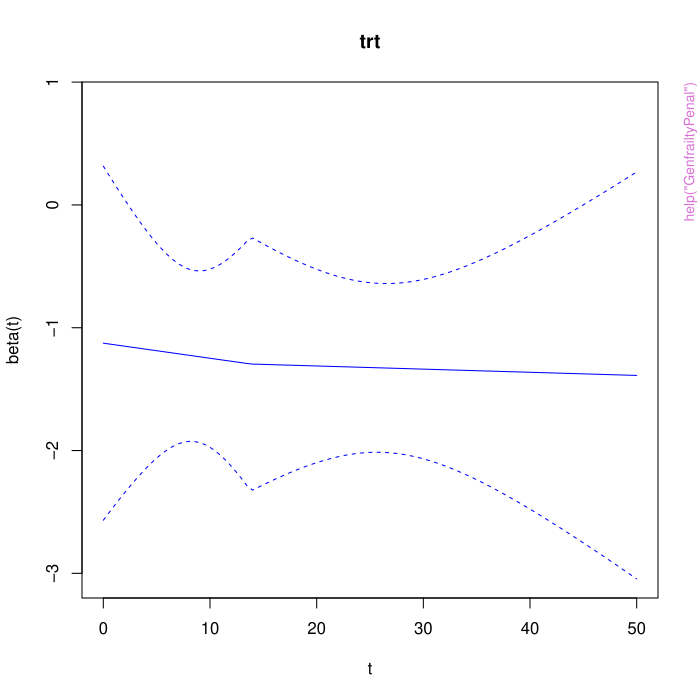

R code for this plot:
pkgname <- "frailtypack"
source(file.path(R.home("share"), "R", "examples-header.R"))
options(warn = 1)
base::assign(".ExTimings", "frailtypack-Ex.timings", pos = 'CheckExEnv')
base::cat("name\tuser\tsystem\telapsed\n", file=base::get(".ExTimings", pos = 'CheckExEnv'))
base::assign(".format_ptime",
function(x) {
  if(!is.na(x[4L])) x[1L] <- x[1L] + x[4L]
  if(!is.na(x[5L])) x[2L] <- x[2L] + x[5L]
  options(OutDec = '.')
  format(x[1L:3L], digits = 7L)
},
pos = 'CheckExEnv')

### * </HEADER>
library('frailtypack')

base::assign(".oldSearch", base::search(), pos = 'CheckExEnv')
base::assign(".old_wd", base::getwd(), pos = 'CheckExEnv')
cleanEx()
nameEx("Cmeasures")
### * Cmeasures

flush(stderr()); flush(stdout())

base::assign(".ptime", proc.time(), pos = "CheckExEnv")
### Name: Cmeasures
### Title: Concordance measures in shared frailty and Cox proportional
###   hazard models
### Aliases: Cmeasures CbootstrapFP cindexes.frailty cindexes.W cindexes.B
###   cindexes statFP
### Keywords: concordance

### ** Examples



## No test: 

#-- load data
data(readmission)

#-- a frailtypenal fit
fit <- frailtyPenal(Surv(time,event)~cluster(id)+dukes+
charlson+chemo,data=readmission,cross.validation=FALSE,
n.knots=10,kappa=1,hazard="Splines")

#-- a Cmeasures call
fit.Cmeasures <- Cmeasures(fit)
fit.Cmeasures.noties <- Cmeasures(fit, ties=0)
fit.Cmeasures.marginal <- Cmeasures(fit, marginal=1)
fit.Cmeasures.cindex <- Cmeasures(fit, cindex=1)

#-- a short summary
fit.Cmeasures
fit.Cmeasures.noties
fit.Cmeasures.marginal
fit.Cmeasures.cindex

## End(No test)





base::assign(".dptime", (proc.time() - get(".ptime", pos = "CheckExEnv")), pos = "CheckExEnv")
base::cat("Cmeasures", base::get(".format_ptime", pos = 'CheckExEnv')(get(".dptime", pos = "CheckExEnv")), "\n", file=base::get(".ExTimings", pos = 'CheckExEnv'), append=TRUE, sep="\t")
cleanEx()
nameEx("Diffepoce")
### * Diffepoce

flush(stderr()); flush(stdout())

base::assign(".ptime", proc.time(), pos = "CheckExEnv")
### Name: Diffepoce
### Title: Difference of Expected Prognostic Observed Cross-Entropy (EPOCE)
###   estimators and its 95% tracking interval between two joint models.
### Aliases: Diffepoce
### Keywords: misc

### ** Examples



## Not run: 
##D 
##D #Example for joint frailty models
##D data(readmission)
##D 
##D # first joint frailty model
##D joint1 <- frailtyPenal(Surv(t.start,t.stop,event)~ cluster(id) +
##D   dukes + charlson + sex + chemo + terminal(death),
##D   formula.terminalEvent = ~ dukes + charlson + sex + chemo ,
##D   data = readmission, n.knots = 8, kappa = c(2.11e+08,9.53e+11),
##D   recurrentAG=TRUE)
##D 
##D # second joint frailty model without dukes nor charlson as covariates
##D joint2 <- frailtyPenal(Surv(t.start,t.stop,event)~ cluster(id) +
##D   sex + chemo + terminal(death),
##D   formula.terminalEvent = ~ sex + chemo ,
##D   data = readmission, n.knots = 8, kappa = c(2.11e+08,9.53e+11),
##D   recurrentAG=TRUE)
##D 
##D temps <- c(200,500,800,1100)
##D 
##D # computation of estimators of EPOCE for the two models
##D epoce1 <- epoce(joint1,temps)
##D epoce2 <- epoce(joint2,temps)
##D 
##D # computation of the difference
##D diff <- Diffepoce(epoce1,epoce2)
##D 
##D print(diff)
##D plot(diff)
##D 
##D 
##D #Example for joint models with a biomarker
##D data(colorectal)
##D data(colorectalLongi)
##D 
##D # Survival data preparation - only terminal events 
##D colorectalSurv <- subset(colorectal, new.lesions == 0)
##D 
##D # first joint model for a biomarker and a terminal event
##D modLongi <- longiPenal(Surv(time0, time1, state) ~ age +
##D treatment + who.PS, tumor.size ~  year*treatment + age +
##D who.PS, colorectalSurv, data.Longi =colorectalLongi,
##D random = c("1", "year"),  id = "id", link = "Random-effects", 
##D left.censoring = -3.33, hazard = "Weibull", 
##D method.GH = "Pseudo-adaptive")
##D 
##D # second joint model for a biomarker, recurrent events and a terminal event
##D # (computation takes around 30 minutes)
##D modTriv <- model.weib.RE.gap <-trivPenal(Surv(gap.time, new.lesions) 
##D ~ cluster(id) + age + treatment + who.PS + prev.resection + terminal(state),
##D formula.terminalEvent =~ age + treatment + who.PS + prev.resection, 
##D tumor.size ~ year * treatment + age + who.PS, data = colorectal,
##D data.Longi = colorectalLongi, random = c("1", "year"), id = "id", 
##D link = "Random-effects", left.censoring = -3.33, recurrentAG = FALSE,
##D hazard = "Weibull", method.GH="Pseudo-adaptive", n.nodes=7)
##D 
##D time <- c(1, 1.5, 2, 2.5)
##D 
##D # computation of estimators of EPOCE for the two models
##D epoce1 <- epoce(modLongi, time)
##D # (computation takes around 10 minutes)
##D epoce2 <- epoce(modTriv, time)
##D 
##D 
##D # computation of the difference
##D diff <- Diffepoce(epoce1, epoce2)
##D 
##D print(diff)
##D plot(diff)
## End(Not run)





base::assign(".dptime", (proc.time() - get(".ptime", pos = "CheckExEnv")), pos = "CheckExEnv")
base::cat("Diffepoce", base::get(".format_ptime", pos = 'CheckExEnv')(get(".dptime", pos = "CheckExEnv")), "\n", file=base::get(".ExTimings", pos = 'CheckExEnv'), append=TRUE, sep="\t")
cleanEx()
nameEx("GenfrailtyPenal")
### * GenfrailtyPenal

flush(stderr()); flush(stdout())

base::assign(".ptime", proc.time(), pos = "CheckExEnv")
### Name: GenfrailtyPenal
### Title: Fit a Shared or a Joint Frailty Generalized Survival Model
### Aliases: GenfrailtyPenal
### Keywords: models

### ** Examples

## No test: 

#############################################################################
# -----        GENERALIZED SURVIVAL MODELS (without frailties)       -----  #
#############################################################################

adult.retino = retinopathy[retinopathy$type == "adult", ]
adult.retino[adult.retino$futime >= 50, "status"] = 0
adult.retino[adult.retino$futime >= 50, "futime"] = 50

### ---  Parametric PH, AH, PO and probit models  --- ###

GenfrailtyPenal(formula=Surv(futime,status)~trt, data=adult.retino, 
hazard="parametric", family="PH")
GenfrailtyPenal(formula=Surv(futime,status)~trt, data=adult.retino, 
hazard="parametric", family="AH")
GenfrailtyPenal(formula=Surv(futime,status)~trt, data=adult.retino, 
hazard="parametric", family="PO")
GenfrailtyPenal(formula=Surv(futime,status)~trt, data=adult.retino, 
hazard="parametric", family="probit")

### ---  Semi-parametric PH and AH models  --- ###

GenfrailtyPenal(formula=Surv(futime,status)~timedep(trt), data=adult.retino, 
family="PH", hazard="Splines", n.knots=8, kappa=10^6, betaknots=1, betaorder=2)
GenfrailtyPenal(formula=Surv(futime,status)~timedep(trt), data=adult.retino, 
family="AH", hazard="Splines", n.knots=8, kappa=10^10, betaknots=1, betaorder=2)



#############################################################################
# -----          SHARED FRAILTY GENERALIZED SURVIVAL MODELS          -----  #
#############################################################################

adult.retino = retinopathy[retinopathy$type == "adult", ]
adult.retino[adult.retino$futime >= 50, "status"] = 0
adult.retino[adult.retino$futime >= 50, "futime"] = 50

### ---  Parametric PH, AH, PO and probit models  --- ###

GenfrailtyPenal(formula=Surv(futime,status)~trt+cluster(id), data=adult.retino, 
hazard="parametric", family="PH")
GenfrailtyPenal(formula=Surv(futime,status)~trt+cluster(id), data=adult.retino, 
hazard="parametric", family="AH")
GenfrailtyPenal(formula=Surv(futime,status)~trt+cluster(id), data=adult.retino, 
hazard="parametric", family="PO")
GenfrailtyPenal(formula=Surv(futime,status)~trt+cluster(id), data=adult.retino, 
hazard="parametric", family="probit")

### ---  Semi-parametric PH and AH models  --- ###

GenfrailtyPenal(formula=Surv(futime,status)~cluster(id)+timedep(trt), 
data=adult.retino, family="PH", hazard="Splines", 
n.knots=8, kappa=10^6, betaknots=1, betaorder=2)
GenfrailtyPenal(formula=Surv(futime,status)~cluster(id)+timedep(trt), 
data=adult.retino, family="AH", hazard="Splines", 
n.knots=8, kappa=10^10, betaknots=1, betaorder=2)



#############################################################################
# -----         JOINT FRAILTY GENERALIZED SURVIVAL MODELS            -----  #
#############################################################################

data("readmission") 
readmission[, 3:5] = readmission[, 3:5]/365.25

### ---  Parametric dual-PH, AH, PO and probit models  --- ###

GenfrailtyPenal(
formula=Surv(t.start,t.stop,event)~cluster(id)+terminal(death)+sex+dukes+chemo,
formula.terminalEvent=~sex+dukes+chemo, data=readmission, recurrentAG=TRUE, 
hazard="parametric", family=c("PH","PH"))
GenfrailtyPenal(
formula=Surv(t.start,t.stop,event)~cluster(id)+terminal(death)+sex+dukes+chemo,
formula.terminalEvent=~sex+dukes+chemo, data=readmission, recurrentAG=TRUE, 
hazard="parametric", family=c("AH","AH"))
GenfrailtyPenal(
formula=Surv(t.start,t.stop,event)~cluster(id)+terminal(death)+sex+dukes+chemo,
formula.terminalEvent=~sex+dukes+chemo, data=readmission, recurrentAG=TRUE, 
hazard="parametric", family=c("PO","PO"))
GenfrailtyPenal(
formula=Surv(t.start,t.stop,event)~cluster(id)+terminal(death)+sex+dukes+chemo,
formula.terminalEvent=~sex+dukes+chemo, data=readmission, recurrentAG=TRUE, 
hazard="parametric", family=c("probit","probit"))

### ---  Semi-parametric dual-PH and AH models  --- ###

GenfrailtyPenal(
formula=Surv(t.start,t.stop,event)~cluster(id)+terminal(death)+sex+dukes+timedep(chemo),
formula.terminalEvent=~sex+dukes+timedep(chemo), data=readmission, recurrentAG=TRUE, 
hazard="Splines", family=c("PH","PH"), 
n.knots=5, kappa=c(100,100), betaknots=1, betaorder=3)

## Not run: 
##D GenfrailtyPenal(
##D formula=Surv(t.start,t.stop,event)~cluster(id)+terminal(death)+sex+dukes+timedep(chemo),
##D formula.terminalEvent=~sex+dukes+timedep(chemo), data=readmission, recurrentAG=TRUE,
##D hazard="Splines", family=c("AH","AH"),
##D n.knots=5, kappa=c(600,600), betaknots=1, betaorder=3)
## End(Not run)

## End(No test)



base::assign(".dptime", (proc.time() - get(".ptime", pos = "CheckExEnv")), pos = "CheckExEnv")
base::cat("GenfrailtyPenal", base::get(".format_ptime", pos = 'CheckExEnv')(get(".dptime", pos = "CheckExEnv")), "\n", file=base::get(".ExTimings", pos = 'CheckExEnv'), append=TRUE, sep="\t")
cleanEx()
nameEx("SurvIC")
### * SurvIC

flush(stderr()); flush(stdout())

base::assign(".ptime", proc.time(), pos = "CheckExEnv")
### Name: SurvIC
### Title: Create a survival object for interval censoring and possibly
###   left truncated data
### Aliases: SurvIC

### ** Examples



## No test: 

data(bcos)
bcos$event <- ifelse(bcos$left!=bcos$right,1,0)

###---  Cox proportional hazard model with interval censoring ---###

cox.ic <- frailtyPenal(SurvIC(left,right,event)~treatment,
data=bcos,n.knots=8,kappa=10000)

###---  Shared model with interval censoring ---###

bcos$group <- c(rep(1:20,4),1:14)

sha.ic <- frailtyPenal(SurvIC(left,right,event)~cluster(group)+
treatment,data=bcos,n.knots=8,kappa=10000)

## End(No test)





base::assign(".dptime", (proc.time() - get(".ptime", pos = "CheckExEnv")), pos = "CheckExEnv")
base::cat("SurvIC", base::get(".format_ptime", pos = 'CheckExEnv')(get(".dptime", pos = "CheckExEnv")), "\n", file=base::get(".ExTimings", pos = 'CheckExEnv'), append=TRUE, sep="\t")
cleanEx()
nameEx("additivePenal")
### * additivePenal

flush(stderr()); flush(stdout())

base::assign(".ptime", proc.time(), pos = "CheckExEnv")
### Name: additivePenal
### Title: Fit an Additive Frailty model using a semiparametric penalized
###   likelihood estimation or a parametric estimation
### Aliases: additivePenal
### Keywords: file

### ** Examples



## No test: 

###--- Additive model with 1 covariate ---###

data(dataAdditive)

modAdd <- additivePenal(Surv(t1,t2,event)~cluster(group)+
var1+slope(var1),correlation=TRUE,data=dataAdditive,
n.knots=8,kappa=10000)

#-- Var1 is boolean as a treatment variable

## End(No test)





base::assign(".dptime", (proc.time() - get(".ptime", pos = "CheckExEnv")), pos = "CheckExEnv")
base::cat("additivePenal", base::get(".format_ptime", pos = 'CheckExEnv')(get(".dptime", pos = "CheckExEnv")), "\n", file=base::get(".ExTimings", pos = 'CheckExEnv'), append=TRUE, sep="\t")
cleanEx()
nameEx("cluster")
### * cluster

flush(stderr()); flush(stdout())

base::assign(".ptime", proc.time(), pos = "CheckExEnv")
### Name: cluster
### Title: Identify clusters
### Aliases: cluster
### Keywords: misc

### ** Examples



## No test: 

data(readmission)
modSha <- frailtyPenal(Surv(time,event)~as.factor(dukes)+cluster(id),
n.knots=10,kappa=10000,data=readmission,hazard="Splines")

print(modSha)

## End(No test)





base::assign(".dptime", (proc.time() - get(".ptime", pos = "CheckExEnv")), pos = "CheckExEnv")
base::cat("cluster", base::get(".format_ptime", pos = 'CheckExEnv')(get(".dptime", pos = "CheckExEnv")), "\n", file=base::get(".ExTimings", pos = 'CheckExEnv'), append=TRUE, sep="\t")
cleanEx()
nameEx("epoce")
### * epoce

flush(stderr()); flush(stdout())

base::assign(".ptime", proc.time(), pos = "CheckExEnv")
### Name: epoce
### Title: Estimators of the Expected Prognostic Observed Cross-Entropy
###   (EPOCE) for evaluating predictive accuracy of joint models.
### Aliases: epoce
### Keywords: misc

### ** Examples



## Not run: 
##D 
##D ########################################
##D #### EPOCE on a joint frailty model ####
##D ########################################
##D 
##D data(readmission)
##D 
##D modJoint.gap <- frailtyPenal(Surv(t.start,t.stop,event)~ cluster(id) +
##D   dukes + charlson + sex + chemo + terminal(death),
##D   formula.terminalEvent = ~ dukes + charlson + sex + chemo ,
##D   data = readmission, n.knots = 8, kappa =c(2.11e+08,9.53e+11),
##D   recurrentAG=TRUE)
##D 
##D # computation on the same dataset
##D temps <- c(200,500,800,1100)
##D epoce <- epoce(modJoint.gap,temps)
##D 
##D print(epoce)
##D plot(epoce,type = "cvpol")
##D 
##D # computation on a new dataset
##D # here a sample of readmission with the first 50 subjects
##D s <- readmission[1:100,]
##D epoce <- epoce(modJoint.gap,temps,newdata=s)
##D 
##D print(epoce)
##D plot(epoce,type = "mpol")
##D 
##D #################################################
##D #### EPOCE on a joint  model for a biomarker ####
##D #########   and a terminal event  ###############
##D #################################################
##D 
##D data(colorectal)
##D data(colorectalLongi)
##D 
##D # Survival data preparation - only terminal events 
##D colorectalSurv <- subset(colorectal, new.lesions == 0)
##D 
##D modLongi <- longiPenal(Surv(time0, time1, state) ~ age +
##D treatment + who.PS, tumor.size ~  year*treatment + age +
##D who.PS, colorectalSurv, data.Longi =colorectalLongi,
##D random = c("1", "year"),  id = "id", link = "Random-effects", 
##D left.censoring = -3.33, hazard = "Weibull", 
##D method.GH = "Pseudo-adaptive")
##D 
##D # computation on the same dataset
##D time <- c(1, 1.5, 2, 2.5)
##D epoce <- epoce(modLongi,time)
##D 
##D print(epoce)
##D plot(epoce, type = "cvpol")
##D 
##D # computation on a new dataset
##D # here a sample of colorectal data with the first 50 subjects
##D s <-  subset(colorectal, new.lesions == 0 & id%in%1:50)
##D s.Longi <- subset(colorectalLongi, id%in%1:50)
##D epoce <- epoce(modLongi, time, newdata = s, newdata.Longi = s.Longi)
##D 
##D print(epoce)
##D plot(epoce, type = "mpol")
##D 
##D 
##D ###################################################
##D #### EPOCE on a joint model for a biomarker, ######
##D #### recurrent events and a terminal event   ######
##D ###################################################
##D 
##D data(colorectal)
##D data(colorectalLongi)
##D 
##D # Linear model for the biomarker
##D # (computation takes around 30 minutes)
##D model.trivPenalNL <-trivPenal(Surv(gap.time, new.lesions) ~ cluster(id)
##D + age + treatment + who.PS + prev.resection + terminal(state),
##D formula.terminalEvent =~ age + treatment + who.PS + prev.resection, 
##D tumor.size ~ year * treatment + age + who.PS, data = colorectal,
##D data.Longi = colorectalLongi, random = c("1", "year"), id = "id", 
##D link = "Random-effects", left.censoring = -3.33, recurrentAG = FALSE,
##D hazard = "Weibull", method.GH="Pseudo-adaptive", n.nodes=7)
##D 
##D # computation on the same dataset
##D time <- c(1, 1.5, 2, 2.5)
##D 
##D # (computation takes around 10 minutes)
##D epoce <- epoce(model.trivPenalNL,time)
##D print(epoce)
##D plot(epoce, type = "cvpol")
##D 
##D # computation on a new dataset
##D # here a sample of colorectal data with the first 100 subjects
##D s <-  subset(colorectal,  id%in%1:100)
##D s.Longi <- subset(colorectalLongi, id%in%1:100)
##D # (computation takes around 10 minutes)
##D epoce <- epoce(model.trivPenalNL, time, newdata = s, newdata.Longi = s.Longi)
##D 
##D print(epoce)
##D plot(epoce, type = "mpol")
##D 
##D 
##D 
##D # Non-linear model for the biomarker
##D 
##D # No information on dose - creation of a dummy variable 
##D colorectalLongi$dose <- 1
##D 
##D # (computation can take around 40 minutes)
##D model.trivPenalNL <- trivPenalNL(Surv(time0, time1, new.lesions) ~ cluster(id) + age + treatment
##D  + terminal(state), formula.terminalEvent =~ age + treatment, biomarker = "tumor.size",
##D  formula.KG ~ 1, formula.KD ~ treatment, dose = "dose", time.biomarker = "year", 
##D  data = colorectal, data.Longi =colorectalLongi, random = c("y0", "KG"), id = "id", 
##D  init.B = c(-0.22, -0.16, -0.35, -0.19, 0.04, -0.41, 0.23), init.Alpha = 1.86,
##D  init.Eta = c(0.5, 0.57, 0.5, 2.34), init.Biomarker = c(1.24, 0.81, 1.07, -1.53),
##D  recurrentAG = TRUE, n.knots = 5, kappa = c(0.01, 2), method.GH = "Pseudo-adaptive")
##D 
##D # computation on the same dataset
##D time <- c(1, 1.5, 2, 2.5)
##D 
##D epoce <- epoce(model.trivPenalNL, time)
##D 
##D 
## End(Not run)





base::assign(".dptime", (proc.time() - get(".ptime", pos = "CheckExEnv")), pos = "CheckExEnv")
base::cat("epoce", base::get(".format_ptime", pos = 'CheckExEnv')(get(".dptime", pos = "CheckExEnv")), "\n", file=base::get(".ExTimings", pos = 'CheckExEnv'), append=TRUE, sep="\t")
cleanEx()
nameEx("frailtyCmprsk")
### * frailtyCmprsk

flush(stderr()); flush(stdout())

base::assign(".ptime", proc.time(), pos = "CheckExEnv")
### Name: frailtyCmprsk
### Title: Fit a Weibull Competing Risks Model with Optional Shared Frailty
### Aliases: frailtyCmprsk

### ** Examples

## No test: 


data(CPRSKbmtcrr)

##-- Weibull competing risks model with 
##   group frailty shared between transitions --##

ModCmprsk_Group <- frailtyCmprsk(
  formulas = list(
    Surv(observed_time, Status, type = "mstate") ~ cluster(group) + Sex,
    ~ Sex
  ),
  data        = CPRSKbmtcrr,
  print.info  = FALSE,
  maxit       = 100
)

##-- Weibull competing risks model with subject-specific 
##   frailty shared between transitions --##

ModCmprsk_Subject <- frailtyCmprsk(
  formulas = list(
    Surv(observed_time, Status, type = "mstate") ~ cluster(id) + Sex,
    ~ Sex
  ),
  data        = CPRSKbmtcrr,
  print.info  = FALSE,
  maxit       = 100
)

##--- Simple Weibull competing risks model with left truncation ---##

ModCmprsk_LeftTrunc <- frailtyCmprsk(
  formulas = list(
    Surv(Age, observed_time, Status, type = "mstate") ~ Source,
    ~ Sex
  ),
  data       = CPRSKbmtcrr,
  print.info = FALSE
)

##--- Simple Weibull competing risks model with a factor and 
##    no covariates for the first competing event (left truncation) ---##

ModCmprsk_Factor_LeftTrunc <- frailtyCmprsk(
  formulas = list(
    Surv(Age, observed_time, Status, type = "mstate") ~ Source,
    ~ factor(Phase)
  ),
  data       = CPRSKbmtcrr,
  print.info = FALSE
)  
## End(No test)




base::assign(".dptime", (proc.time() - get(".ptime", pos = "CheckExEnv")), pos = "CheckExEnv")
base::cat("frailtyCmprsk", base::get(".format_ptime", pos = 'CheckExEnv')(get(".dptime", pos = "CheckExEnv")), "\n", file=base::get(".ExTimings", pos = 'CheckExEnv'), append=TRUE, sep="\t")
cleanEx()
nameEx("frailtyDesign")
### * frailtyDesign

flush(stderr()); flush(stdout())

base::assign(".ptime", proc.time(), pos = "CheckExEnv")
### Name: frailtyDesign
### Title: Sample Size calculation and Power Analysis using Gamma-Frailty
###   Models
### Aliases: frailtyDesign SFM.power SFM.ssize NFM.power NFM.ssize
###   JFM.power JFM.ssize GJFM.power GJFM.ssize
### Keywords: methods power

### ** Examples

## No test: 
# Example 1 (SFM): a total of 400 patients (1:1 randomization scheme),
# with a fixed number of 3 recurrent events per patient. Gamma-frailty
# variance of 0.5. Expected hazard ratio of 0.7, time-to-death are uniformly
# distributed, with a mean time to death of (3+10)/2=6.5 years. Each subject is
# followed-up for a maximum of 6 years, with a median time-to-event of 1.5 years.
# Patients are recruited over a 0.5-year period.
SFM.power(
  Groups = 400, ni = 3, ni.type = "max",
  FUP = 6, Acc.Dur = 0.5, median.H0 = 1.5,
  beta.HA = log(0.7), theta = 0.5,
  cens.par = c(3, 10), cens.type = "Unif",
  data.type = "rec_event"
) # power ~ 90%


# Example 2 (NFM): same parameters as above, but we now assume that we have
# 40 hospitals, 10 subjects per hospital (10 × 40 = 400 subjects in total)
# and 3 recurrent events per subject.
NFM.power(
  Groups = 40, ni = 10, ni.type = "max", kij = 3, kij.type = "max",
  FUP = 6, Acc.Dur = 0.5, median.H0 = 1.5,
  beta.HA = log(0.7), theta = 0.5,
  cens.par = c(3, 10), cens.type = "Unif",
  data.type = "rec_event1"
) # power ~ 83%


# Example 3 (NFM): we aim to compute the required sample size to achieve
# 80% power for detecting a hazard ratio of 0.75 in a neurological study,
# where migraine episodes experienced by subjects are classified into three
# severity subtypes (mild, moderate, severe). For each subject, we anticipate
# a mean number of 2 migraine episodes per severity subtype, with a median
# time-to-event of 6 months. The study duration includes a 1-year accrual period
# followed by a 5-year total follow-up. All subjects will be followed until
# the end of the study.
NFM.ssize(
  power = 0.80, ni = 3, ni.type = "max", kij = 2, kij.type = "pois",
  FUP = 5, Acc.Dur = 1, FUP.type = "uptoend", median.H0 = 0.5,
  beta.HA = log(0.75), data.type = "rec_event2"
) # sample size ~ 363 patients

# Example 4 (JFM): power estimation, testing a treatment effect on recurrent
# events only. We assume a uniformly distributed number of recurrent events,
# ranging from 1 to 6 recurrent events per subject. The allocation ratio
# experimental:control is 2:1, and the follow-up is 10 weeks.
# The expected hazard ratio is 0.70 for recurrent event and 0.90 for the
# terminal event. We have chosen 0.5 as the variance of the frailties.
JFM.power(
  Npts = 400, ni = c(1, 6), ni.type = "unif",
  FUP = 10, FUP.type = "fixed", ratio = 2,
  betaTest.type = "betaRtest", betaR.HA = log(.70), betaD.HA = log(.90),
  theta = .5
) # power ~ 76%


# Example 5 (JFM): sample size calculation, to assess the treatment effect on
# both recurrent and terminal events. We want to achieve an 80% power.
# We anticipate a maximum of 5 recurrent events, over a 6-year period and a
# 0.5-year accrual period. We assume that the gamma-frailty variance is 0.5.
# For the control group, we expect a 2-year and a 5-year median time-to-event
# for recurrent events and terminal events, respectively. We consider a 30%
# and 20% risk reduction for recurrent events and terminal event, respectively.
JFM.ssize(
  power = 0.80, ni = 9,
  FUP = 6, Acc.Dur = 1.5, medianR.H0 = 2, medianD.H0 = 5,
  betaTest.type = "joint", betaR.HA = log(.70), betaD.HA = log(.80), theta = .5
) # sample size ~ 445 patients / ~ approx 


# Example 6: Sample size calculation for GJFM
# Same as above, but with two random effects (with two Gamma-frailty variances
# theta and eta). To ensure sample size estimation stability, we use 10000
# Monte-Carlo samples.
GJFM.ssize(
  power = 0.80, ni = 5,
  FUP = 6, Acc.Dur = 0.5, medianR.H0 = 2, medianD.H0 = 5,
  betaR.HA = log(0.70), betaD.HA = log(0.80), theta = 0.5, eta = 0.75,
  samples.mc = 1e5
) # sample size ~ 705 patients / ~ approx 4 min.


# Example 7:
# --------------------------------------------------
# Post-hoc power analysis for a Joint Frailty Model
# --------------------------------------------------
# See original article by Gonzalez et al. (2005)
data(readmission)
modJFM <- frailtyPenal(
  Surv(time, event) ~ cluster(id) + as.factor(chemo) + terminal(death),
  formula.terminalEvent = ~ as.factor(chemo), data = readmission,
  hazard = "Weibull"
)

# Test both recurrent and death events
# # - Let us assume an underlying Poisson distribution for ni.type. The
# # empirical mean of the number of recurrent events per patients is: ni = 1.136476.
# # - For the null hypothesis, let us consider betaR.H0 = betaD.H0 = 0. For the
# # alternative hypothesis, we use the estimated parameters for betaD.HA and
# # betaR.HA.
# # - "Patients were actively followed up until June 2002" -> the follow-up
# # type is "UpToEnd".
# # - "The study took place in the Hospital de Bellvitge, [...] between
# # January 1996 and December 1998" -> the accrual time is approximately 3 years
# # - We can assume that the study duration is approximately 6 years

ni <- 1.136476
ni.type <- "Pois"
Acc.Dur <- 3 * 365.25 # time unit = days
FUP <- 6 * 365.25     # same as above
betaR.HA <- as.numeric(modJFM$coef[1]) # else "Named numeric"
betaD.HA <- as.numeric(modJFM$coef[2]) # same as above
med <- modJFM$scale.weib * log(2)^(1 / modJFM$shape.weib)
medianR.H0 <- med[1]
medianD.H0 <- med[2]
shapeR.W <- modJFM$shape[1]
shapeD.W <- modJFM$shape[2]
theta <- modJFM$theta
alpha <- modJFM$alpha
Npts <- length(unique(readmission[, "id"])) # 403 patients
nTreated <- length(unique(readmission[readmission$chemo == "Treated", "id"])) #217 treated patients
ratio <- nTreated / (Npts - nTreated)

JFM.power(
  Npts = Npts, ni = ni, ni.type = ni.type,
  Acc.Dur = Acc.Dur, FUP = FUP, medianR.H0 = medianR.H0, medianD.H0 = medianD.H0,
  betaTest.type = "joint", betaR.HA = betaR.HA, betaD.HA = betaD.HA,
  shapeR.W = shapeR.W, shapeD.W = shapeD.W, theta = theta, alpha = alpha,
  ratio = ratio
) # power ~ 92%

# --------------------------------------------------
# Required sample size under the same setting
# --------------------------------------------------
# Here, let us consider that readmission is a “pilot study” with 403 patients,
# from which we estimate parameters. Under this scenario, let us compute the
# needed sample size, but to achieve an 80% power.

JFM.ssize(
  power = 0.80, ni = ni, ni.type = ni.type,
  Acc.Dur = Acc.Dur, FUP = FUP, medianR.H0 = medianR.H0, medianD.H0 = medianD.H0,
  betaTest.type = "joint", betaR.HA = betaR.HA, betaD.HA = betaD.HA,
  shapeR.W = shapeR.W, shapeD.W = shapeD.W, theta = theta, alpha = alpha,
  ratio = ratio
) # 289 patients needed under the same settings vs. 403
## End(No test)




base::assign(".dptime", (proc.time() - get(".ptime", pos = "CheckExEnv")), pos = "CheckExEnv")
base::cat("frailtyDesign", base::get(".format_ptime", pos = 'CheckExEnv')(get(".dptime", pos = "CheckExEnv")), "\n", file=base::get(".ExTimings", pos = 'CheckExEnv'), append=TRUE, sep="\t")
cleanEx()
nameEx("frailtyIllnessDeath")
### * frailtyIllnessDeath

flush(stderr()); flush(stdout())

base::assign(".ptime", proc.time(), pos = "CheckExEnv")
### Name: frailtyIllnessDeath
### Title: Fit a Weibull Illness-Death Model with Optional Shared Frailty
### Aliases: frailtyIllnessDeath

### ** Examples

## No test: 
 
data(readmission2)

##-- Fitting models --##

#-- Semi-Markovian Weibull Illness-Death model with 
#   group frailty shared between transitions --#

ModIllnessDeath_SemiMarkov_Group <- frailtyIllnessDeath(
  formula = Surv(observed_disease_time, disease_status) ~ cluster(group) + sex,
  formula.terminalEvent = Surv(observed_death_time, death_status) ~ sex,
  data        = readmission2,
  model       = "Semi-Markov",
  print.info  = FALSE,
  maxit       = 100
)

#-- Markovian Weibull Illness-Death model with subject-specific 
#   frailty shared between transitions --#

ModIllnessDeath_Markov_Subject <- frailtyIllnessDeath(
  formula = Surv(observed_disease_time, disease_status) ~ cluster(id) + sex,
  formula.terminalEvent = Surv(observed_death_time, death_status) ~ sex,
  data        = readmission2,
  model       = "Markov",
  print.info  = FALSE,
  maxit       = 100
)

#--- Semi-Markovian Weibull Illness-Death model with a factor and 
#    no covariates for the non-terminal event ---#

ModIllnessDeath_SemiMarkov_NoCov_Factor <- frailtyIllnessDeath(
  formula = Surv(observed_disease_time, disease_status) ~ 1,
  formula.terminalEvent = Surv(observed_death_time, death_status) ~ factor(dukes),
  data        = readmission2,
  model       = "Semi-Markov",
  print.info  = FALSE,
  maxit       = 100
)

#--- Semi-Markovian Weibull Illness-Death model with left truncation ---#

data(Paq810)

ModIllnessDeath_SemiMarkov_LeftTrunc <- frailtyIllnessDeath(
  formula = Surv(e, r, dementia) ~ gender + certif,
  formula.terminalEvent = Surv(t, death) ~ certif,
  data        = Paq810,
  model       = "Semi-Markov",
  print.info  = FALSE,
  maxit       = 100
)

#--- Markovian Weibull Illness-Death model with left truncation ---#

ModIllnessDeath_Markov_LeftTrunc <- frailtyIllnessDeath(
  formula = Surv(e, r, dementia) ~ gender + certif,
  formula.terminalEvent = Surv(t, death) ~ certif,
  data        = Paq810,
  model       = "Markov",
  print.info  = FALSE,
  maxit       = 100
) 
## End(No test)




base::assign(".dptime", (proc.time() - get(".ptime", pos = "CheckExEnv")), pos = "CheckExEnv")
base::cat("frailtyIllnessDeath", base::get(".format_ptime", pos = 'CheckExEnv')(get(".dptime", pos = "CheckExEnv")), "\n", file=base::get(".ExTimings", pos = 'CheckExEnv'), append=TRUE, sep="\t")
cleanEx()
nameEx("frailtyPenal")
### * frailtyPenal

flush(stderr()); flush(stdout())

base::assign(".ptime", proc.time(), pos = "CheckExEnv")
### Name: frailtyPenal
### Title: Fit a Shared, Joint or Nested Frailty model
### Aliases: frailtyPenal waldtest factor.names timedep.names
### Keywords: models

### ** Examples

## No test: 

### ---  COX proportional hazard model (SHARED without frailties) ---###
### ---  estimated with penalized likelihood ---###

data(kidney)
frailtyPenal(Surv(time, status) ~ sex + age,
  n.knots = 12, kappa = 10000, data = kidney
)

### ---  Shared Frailty model  ---###

frailtyPenal(Surv(time, status) ~ cluster(id) + sex + age,
  n.knots = 12, kappa = 10000, data = kidney
)

#-- with an initialisation of regression coefficients

frailtyPenal(Surv(time, status) ~ cluster(id) + sex + age,
  n.knots = 12, kappa = 10000, data = kidney, init.B = c(-1.44, 0)
)

#-- with truncated data

data(dataNested)

frailtyPenal(Surv(t1, t2, event) ~ cluster(group),
  data = dataNested, n.knots = 10, kappa = 10000,
  cross.validation = TRUE, recurrentAG = FALSE
)

#-- stratified analysis

data(readmission)
frailtyPenal(Surv(time, event) ~ cluster(id) + dukes + strata(sex),
  n.knots = 10, kappa = c(10000, 10000), data = readmission
)

#-- recurrentAG=TRUE

frailtyPenal(Surv(t.start, t.stop, event) ~ cluster(id) + sex + dukes +
  charlson, data = readmission, n.knots = 6, kappa = 1e5, recurrentAG = TRUE)

#-- cross.validation=TRUE

frailtyPenal(
  Surv(t.start, t.stop, event) ~ cluster(id) + sex + dukes +
    charlson,
  data = readmission, n.knots = 6, kappa = 5000, recurrentAG = TRUE,
  cross.validation = TRUE
)

#-- log-normal distribution

frailtyPenal(
  Surv(t.start, t.stop, event) ~ cluster(id) + sex + dukes +
    charlson,
  data = readmission, n.knots = 6, kappa = 5000, recurrentAG = TRUE,
  RandDist = "LogN"
)

### --- Joint Frailty model (recurrent and terminal events) ---###

data(readmission)
#-- Gap-time
modJoint.gap <- frailtyPenal(
  Surv(time, event) ~ cluster(id) + sex + dukes + charlson +
    terminal(death),
  formula.terminalEvent = ~ sex + dukes + charlson,
  data = readmission, n.knots = 14, kappa = c(9.55e+9, 1.41e+12),
  recurrentAG = FALSE
)

#-- Calendar time
modJoint.calendar <- frailtyPenal(
  Surv(t.start, t.stop, event) ~ cluster(id) +
    sex + dukes + charlson + terminal(death),
  formula.terminalEvent = ~ sex
  + dukes + charlson, data = readmission, n.knots = 10, kappa = c(9.55e9, 1.41e12),
  recurrentAG = TRUE
)

#-- without alpha parameter
modJoint.gap <- frailtyPenal(
  Surv(time, event) ~ cluster(id) + sex + dukes + charlson +
    terminal(death),
  formula.terminalEvent = ~ sex + dukes + charlson,
  data = readmission, n.knots = 10, kappa = c(9.55e9, 1.41e12),
  recurrentAG = FALSE, Alpha = "None"
)

#-- log-normal distribution

modJoint.log <- frailtyPenal(
  Surv(t.start, t.stop, event) ~ cluster(id) + sex
    + dukes + charlson + terminal(death),
  formula.terminalEvent = ~ sex
  + dukes + charlson, data = readmission, n.knots = 10, kappa = c(9.55e9, 1.41e12),
  recurrentAG = TRUE, RandDist = "LogN"
)

### --- Joint frailty model for NCC data ---###
data(dataNCC)
modJoint.ncc <- frailtyPenal(
  Surv(t.start, t.stop, event) ~ cluster(id) + cov1
    + cov2 + terminal(death) + wts(ncc.wts),
  formula.terminalEvent = ~ cov1 + cov2,
  data = dataNCC, n.knots = 8, kappa = c(1.6e+10, 5.0e+03), recurrentAG = TRUE, RandDist = "LogN"
)


### --- Joint Frailty model for clustered data ---###

#-- here is generated cluster (5 clusters)
readmission <- transform(readmission, group = id %% 5 + 1)

#-- exclusion all recurrent events --#
#--  to obtain framework of semi-competing risks --#
readmission2 <- subset(readmission, (t.start == 0 & event == 1) | event == 0)

joi.clus.gap <- frailtyPenal(
  Surv(time, event) ~ cluster(group) +
    num.id(id) + dukes + charlson + sex + chemo + terminal(death),
  formula.terminalEvent = ~ dukes + charlson + sex + chemo,
  data = readmission2, recurrentAG = FALSE, n.knots = 8,
  kappa = c(1.e+10, 1.e+10), Alpha = "None"
)


### --- General Joint model (recurrent and terminal events)
### --- with 2 covariates ---###

data(readmission)
modJoint.general <- frailtyPenal(
  Surv(time, event) ~ cluster(id) + dukes +
    charlson + sex + chemo + terminal(death),
  formula.terminalEvent = ~ dukes + charlson + sex + chemo,
  data = readmission, jointGeneral = TRUE, n.knots = 8,
  kappa = c(2.11e+08, 9.53e+11)
)


### --- Nested Frailty model ---###

##***** WARNING *****##
# Data should be ordered according to cluster and subcluster

data(dataNested)
modClu <- frailtyPenal(
  Surv(t1, t2, event) ~ cluster(group) +
    subcluster(subgroup) + cov1 + cov2,
  data = dataNested,
  n.knots = 8, kappa = 50000
)

modClu.str <- frailtyPenal(
  Surv(t1, t2, event) ~ cluster(group) +
    subcluster(subgroup) + cov1 + strata(cov2),
  data = dataNested,
  n.knots = 8, kappa = c(50000, 50000)
)
## End(No test)
## Not run: 
##D ### --- Joint Nested Frailty model ---###
##D 
##D #-- here is generated cluster (30 clusters)
##D readmissionNested <- transform(readmission, group = id %% 30 + 1)
##D 
##D modJointNested_Splines <- frailtyPenal(
##D   formula = Surv(t.start, t.stop, event)
##D   ~ subcluster(id) + cluster(group) + dukes + terminal(death),
##D   formula.terminalEvent = ~dukes, data = readmissionNested, recurrentAG = TRUE,
##D   n.knots = 8, kappa = c(9.55e+9, 1.41e+12), initialize = TRUE
##D )
##D 
##D modJointNested_Weib <- frailtyPenal(
##D   Surv(t.start, t.stop, event) ~ subcluster(id)
##D     + cluster(group) + dukes + terminal(death),
##D   formula.terminalEvent = ~dukes,
##D   hazard = ("Weibull"), data = readmissionNested, recurrentAG = TRUE, initialize = FALSE
##D )
##D 
##D JoiNesGapSpline <- frailtyPenal(
##D   formula = Surv(time, event)
##D   ~ subcluster(id) + cluster(group) + dukes + terminal(death),
##D   formula.terminalEvent = ~dukes, data = readmissionNested,
##D   recurrentAG = FALSE, n.knots = 8, kappa = c(9.55e+9, 1.41e+12),
##D   initialize = TRUE, init.Alpha = 1.091, Ksi = "None"
##D )
## End(Not run)




base::assign(".dptime", (proc.time() - get(".ptime", pos = "CheckExEnv")), pos = "CheckExEnv")
base::cat("frailtyPenal", base::get(".format_ptime", pos = 'CheckExEnv')(get(".dptime", pos = "CheckExEnv")), "\n", file=base::get(".ExTimings", pos = 'CheckExEnv'), append=TRUE, sep="\t")
cleanEx()
nameEx("frailtypack-package")
### * frailtypack-package

flush(stderr()); flush(stdout())

base::assign(".ptime", proc.time(), pos = "CheckExEnv")
### Name: frailtypack-package
### Title: General Frailty models: shared, joint and nested frailty models
###   with prediction; Evaluation of Failure-Time Surrogate Endpoints
### Aliases: frailtypack-package
### Keywords: package

### ** Examples



## Not run: 
##D 
##D ###--- Additive model with 1 covariate ---###
##D 
##D data(dataAdditive)
##D modAdd <- additivePenal(Surv(t1,t2,event)~
##D cluster(group)+var1+slope(var1),
##D correlation=TRUE,data=dataAdditive,
##D n.knots=8,kappa=10000,hazard="Splines")
##D 
##D ###--- Joint model (recurrent and terminal events) with 2 covariates ---###
##D 
##D data(readmission)
##D modJoint.gap <- frailtyPenal(Surv(time,event)~
##D cluster(id)+sex+dukes+charlson+terminal(death),
##D formula.terminalEvent=~sex+dukes+charlson,
##D data=readmission,n.knots=10,kappa=c(100,100),
##D recurrentAG=FALSE,hazard="Splines")
##D 
##D ###--- General Joint model (recurrent and terminal events) with 2 covariates ---###
##D data(readmission)
##D modJoint.general <- frailtyPenal(Surv(time,event) ~ cluster(id) + dukes +
##D charlson + sex + chemo + terminal(death),
##D formula.terminalEvent = ~ dukes + charlson + sex + chemo,
##D data = readmission, jointGeneral = TRUE, n.knots = 8,
##D kappa = c(2.11e+08, 9.53e+11))
##D 
##D ###--- Nested model (or hierarchical model) with 2 covariates ---###
##D 
##D data(dataNested)
##D modClu <- frailtyPenal(Surv(t1,t2,event)~
##D cluster(group)+subcluster(subgroup)+cov1+cov2,
##D data=dataNested,n.knots=8,kappa=50000,hazard="Splines")
##D 
##D ###--- Joint Nested Frailty model ---###
##D 
##D #-- here is generated cluster (30 clusters)
##D readmissionNested <- transform(readmission,group=id%%30+1)
##D 
##D modJointNested_Splines <- frailtyPenal(formula = Surv(t.start, t.stop, event) 
##D ~ subcluster(id) + cluster(group) + dukes + terminal(death), 
##D formula.terminalEvent = ~dukes, data = readmissionNested, recurrentAG = TRUE, 
##D n.knots = 8, kappa = c(9.55e+9, 1.41e+12), initialize = TRUE)
##D 
##D modJointNested_Weib <- frailtyPenal(Surv(t.start,t.stop,event)~subcluster(id)
##D +cluster(group)+dukes+ terminal(death),formula.terminalEvent=~dukes, 
##D hazard = ('Weibull'), data=readmissionNested,recurrentAG=TRUE, initialize = FALSE)
##D 
##D JoiNes-GapSpline <- frailtyPenal(formula = Surv(time, event) 
##D ~ subcluster(id) + cluster(group) + dukes + terminal(death), 
##D formula.terminalEvent = ~dukes, data = readmissionNested, recurrentAG = FALSE, 
##D n.knots = 8, kappa = c(9.55e+9, 1.41e+12), initialize = TRUE,
##D init.Alpha = 1.091, Ksi = "None")
##D 
##D ###--- Semiparametric Shared model ---###
##D 
##D data(readmission)
##D sha.sp <- frailtyPenal(Surv(t.start,t.stop,event)~
##D sex+dukes+charlson+cluster(id),data=readmission,
##D n.knots=6,kappa=5000,recurrentAG=TRUE,
##D cross.validation=TRUE,hazard="Splines")
##D 
##D ###--- Parametric Shared model ---###
##D 
##D data(readmission)
##D sha.p <- frailtyPenal(Surv(t.start,t.stop,event)~
##D cluster(id)+sex+dukes+charlson,
##D data=readmission,recurrentAG=TRUE,
##D hazard="Piecewise-per",nb.int=6)
##D 
##D ###--- Joint model for longitudinal ---###
##D ###--- data and a terminal event ---###
##D 
##D data(colorectal)
##D data(colorectalLongi)
##D 
##D # Survival data preparation - only terminal events 
##D colorectalSurv <- subset(colorectal, new.lesions == 0)
##D 
##D model.weib.RE <- longiPenal(Surv(time1, state) ~ age + treatment + who.PS 
##D + prev.resection, tumor.size ~  year * treatment + age + who.PS ,
##D colorectalSurv,	data.Longi = colorectalLongi, 
##D random = c("1", "year"), id = "id", link = "Random-effects", 
##D left.censoring = -3.33, hazard = "Weibull")
##D 
##D ###--- Trivariate joint model for longitudinal ---###
##D ###--- data, recurrent and terminal events ---###
##D 
##D data(colorectal)
##D data(colorectalLongi)
##D 
##D # (computation takes around 40 minutes)
##D 
##D model.spli.RE.cal <-trivPenal(Surv(time0, time1, new.lesions) ~ cluster(id)
##D + age + treatment + who.PS +  terminal(state),
##D formula.terminalEvent =~ age + treatment + who.PS + prev.resection, 
##D tumor.size ~ year * treatment + age + who.PS, data = colorectal, 
##D data.Longi = colorectalLongi, random = c("1", "year"), id = "id", 
##D link = "Random-effects", left.censoring = -3.33, recurrentAG = TRUE,
##D n.knots = 6, kappa=c(0.01, 2), method.GH="Pseudo-adaptive",
##D n.nodes=7, init.B = c(-0.07, -0.13, -0.16, -0.17, 0.42, #recurrent events covariates
##D -0.23, -0.1, -0.09, -0.12, 0.8, -0.23, #terminal event covariates
##D 3.02, -0.30, 0.05, -0.63, -0.02, -0.29, 0.11, 0.74)) #biomarker covariates
##D 
##D 
##D ##---Surrogacy evaluation based on ganerated data with a combination 
##D ##of Monte Carlo and classical Gaussian Hermite integration.
##D ## (Computation takes around 5 minutes)
##D 
##D # Generation of data to use 
##D data.sim <- jointSurrSimul(n.obs=600, n.trial = 30,cens.adm=549.24, 
##D          alpha = 1.5, theta = 3.5, gamma = 2.5, zeta = 1, sigma.s = 0.7, 
##D          sigma.t = 0.7, rsqrt = 0.8, betas = -1.25, betat = -1.25, 
##D          full.data = 0, random.generator = 1, seed = 0, nb.reject.data = 0)
##D 
##D # Joint surrogate model estimation
##D joint.surro.sim.MCGH <- jointSurroPenal(data = data.sim, int.method = 2, 
##D                    nb.mc = 300, nb.gh = 20)
##D 
## End(Not run)



base::assign(".dptime", (proc.time() - get(".ptime", pos = "CheckExEnv")), pos = "CheckExEnv")
base::cat("frailtypack-package", base::get(".format_ptime", pos = 'CheckExEnv')(get(".dptime", pos = "CheckExEnv")), "\n", file=base::get(".ExTimings", pos = 'CheckExEnv'), append=TRUE, sep="\t")
cleanEx()
nameEx("hazard")
### * hazard

flush(stderr()); flush(stdout())

base::assign(".ptime", proc.time(), pos = "CheckExEnv")
### Name: hazard
### Title: Hazard function.
### Aliases: hazard

### ** Examples



## Not run: 
##D 
##D #-- a fit Shared
##D data(readmission)
##D fit.shared <- frailtyPenal(Surv(time,event)~dukes+cluster(id)+
##D strata(sex),n.knots=10,kappa=c(10000,10000),data=readmission)
##D 
##D #-- calling survival
##D hazard(20,fit.shared)
##D 
## End(Not run)





base::assign(".dptime", (proc.time() - get(".ptime", pos = "CheckExEnv")), pos = "CheckExEnv")
base::cat("hazard", base::get(".format_ptime", pos = 'CheckExEnv')(get(".dptime", pos = "CheckExEnv")), "\n", file=base::get(".ExTimings", pos = 'CheckExEnv'), append=TRUE, sep="\t")
cleanEx()
nameEx("jointRecCompet")
### * jointRecCompet

flush(stderr()); flush(stdout())

base::assign(".ptime", proc.time(), pos = "CheckExEnv")
### Name: jointRecCompet
### Title: Competing Joint Frailty Model: A single type of recurrent event
###   and two terminal events.
### Aliases: jointRecCompet

### ** Examples

## No test: 
set.seed(1)
data=simulatejointRecCompet(n=500,
		par0=c(shapeR = 1.5, scaleR = 10, 
		shapeM = 1.75, scaleM = 16, shapeD = 1.75, scaleD = 16, sigma = 0.5, 
		alphaM = 1, alphaD = 1, betaR = -0.5, betaM = -0.5, betaD = 0) )
mod <-jointRecCompet(formula = Surv(tstart, tstop, event)~cluster(id)+treatment+
                    terminal(terminal1)+terminal2(terminal2),
                    formula.terminalEvent = ~treatment,
                    formula.terminalEvent2 = ~treatment,
                    data = data,
                    recurrentAG = TRUE,
                    initialize = TRUE,
					   n.knots=7,
					   crossVal=TRUE,
                    hazard = "Splines",
                    maxit = 350)

#This example uses an extract of 500 patients of the REDUCE trial
data(reduce)
mod_reduce <-jointRecCompet(formula = Surv(t.start,t.stop, del)~cluster(id)+
					   treatment+terminal(death)+terminal2(discharge),
                    formula.terminalEvent = ~treatment,
                    formula.terminalEvent2 = ~treatment,
                    data = reduce,
                    initialize = TRUE,
                    recurrentAG = TRUE,
                    hazard = "Weibull",
                    constraint.frailty = "exponential",
                    maxit = 350)
print(mod_reduce)
## End(No test)



base::assign(".dptime", (proc.time() - get(".ptime", pos = "CheckExEnv")), pos = "CheckExEnv")
base::cat("jointRecCompet", base::get(".format_ptime", pos = 'CheckExEnv')(get(".dptime", pos = "CheckExEnv")), "\n", file=base::get(".ExTimings", pos = 'CheckExEnv'), append=TRUE, sep="\t")
cleanEx()
nameEx("jointSurrCopSimul")
### * jointSurrCopSimul

flush(stderr()); flush(stdout())

base::assign(".ptime", proc.time(), pos = "CheckExEnv")
### Name: jointSurrCopSimul
### Title: Generate survival times for two endpoints using the joint
###   frailty-copula model for surrogacy
### Aliases: jointSurrCopSimul

### ** Examples


## No test: 
# dataset with 2 covariates and fixed censorship
data.sim <- jointSurrCopSimul(n.obs=600, n.trial = 30, prop.cens = 0, cens.adm=549, 
            alpha = 1.5, gamma = 2.5, sigma.s = 0.7, sigma.t = 0.7, 
            cor = 0.8, betas = c(-1.25, 0.5), betat = c(-1.25, 0.5), 
            full.data = 0, random.generator = 1,ver = 2, covar.names = "trt", 
            nb.reject.data = 0, thetacopule = 6, filter.surr = c(1,1), 
            filter.true = c(1,1), seed = 0)
            
#dataset with 2 covariates and random censorship

data.sim2 <- jointSurrCopSimul(n.obs=600, n.trial = 30, prop.cens = 0.75, 
            cens.adm = 549, alpha = 1.5, gamma = 2.5, sigma.s = 0.7, 
            sigma.t = 0.7, cor = 0.8, betas = c(-1.25, 0.5), 
            betat = c(-1.25, 0.5), full.data = 0, random.generator = 1,
            ver = 2, covar.names = "trt", nb.reject.data = 0, thetacopule = 6, 
            filter.surr = c(1,1), filter.true = c(1,1), seed = 0)
            
## End(No test)



base::assign(".dptime", (proc.time() - get(".ptime", pos = "CheckExEnv")), pos = "CheckExEnv")
base::cat("jointSurrCopSimul", base::get(".format_ptime", pos = 'CheckExEnv')(get(".dptime", pos = "CheckExEnv")), "\n", file=base::get(".ExTimings", pos = 'CheckExEnv'), append=TRUE, sep="\t")
cleanEx()
nameEx("jointSurrSimul")
### * jointSurrSimul

flush(stderr()); flush(stdout())

base::assign(".ptime", proc.time(), pos = "CheckExEnv")
### Name: jointSurrSimul
### Title: Generate survival times for two endpoints using the joint
###   frailty surrogate model
### Aliases: jointSurrSimul

### ** Examples


## No test: 
data.sim <- jointSurrSimul(n.obs=600, n.trial = 30,cens.adm=549.24, 
            alpha = 1.5, theta = 3.5, gamma = 2.5, sigma.s = 0.7, 
            zeta = 1, sigma.t = 0.7, cor = 0.8, betas = -1.25, 
            betat = -1.25, full.data = 0, random.generator = 1, 
            seed = 0, nb.reject.data = 0, pfs = 0)
## End(No test)




base::assign(".dptime", (proc.time() - get(".ptime", pos = "CheckExEnv")), pos = "CheckExEnv")
base::cat("jointSurrSimul", base::get(".format_ptime", pos = 'CheckExEnv')(get(".dptime", pos = "CheckExEnv")), "\n", file=base::get(".ExTimings", pos = 'CheckExEnv'), append=TRUE, sep="\t")
cleanEx()
nameEx("jointSurroCopPenal")
### * jointSurroCopPenal

flush(stderr()); flush(stdout())

base::assign(".ptime", proc.time(), pos = "CheckExEnv")
### Name: jointSurroCopPenal
### Title: Fit the one-step Joint frailty-copula model for evaluating a
###   canditate surrogate endpoint
### Aliases: jointSurroCopPenal

### ** Examples


## Not run: 
##D # Data from the advanced ovarian cancer randomized clinical trials.
##D data(dataOvarian)
##D joint.surro.Gumbel <- jointSurroCopPenal(data = dataOvarian, int.method = 0,
##D       n.knots = 8, maxit = 50, kappa.use = 4, nb.mc = 1000, typecopula = 2,
##D       print.iter = FALSE, scale = 1/365)
##D 
##D print(joint.surro.Gumbel)
##D 
##D joint.surro.Clayton <- jointSurroCopPenal(data = dataOvarian, int.method = 0,
##D       n.knots = 8, maxit = 50, kappa.use = 4, nb.mc = 1000, typecopula = 1,
##D       print.iter = FALSE, scale = 1/365)
##D 
##D print(joint.surro.Clayton)
## End(Not run)




base::assign(".dptime", (proc.time() - get(".ptime", pos = "CheckExEnv")), pos = "CheckExEnv")
base::cat("jointSurroCopPenal", base::get(".format_ptime", pos = 'CheckExEnv')(get(".dptime", pos = "CheckExEnv")), "\n", file=base::get(".ExTimings", pos = 'CheckExEnv'), append=TRUE, sep="\t")
cleanEx()
nameEx("jointSurroPenal")
### * jointSurroPenal

flush(stderr()); flush(stdout())

base::assign(".ptime", proc.time(), pos = "CheckExEnv")
### Name: jointSurroPenal
### Title: Fit the one-step Joint surrogate model for evaluating a
###   canditate surrogate endpoint
### Aliases: jointSurroPenal

### ** Examples


## Not run: 
##D # Generation of data to use
##D data.sim <- jointSurrSimul(n.obs=600, n.trial = 30,cens.adm=549.24,
##D          alpha = 1.5, theta = 3.5, gamma = 2.5, zeta = 1, sigma.s = 0.7,
##D          sigma.t = 0.7, cor = 0.8, betas = -1.25, betat = -1.25,
##D          full.data = 0, random.generator = 1, seed = 0, nb.reject.data = 0)
##D 
##D 
##D #Surrogacy evaluation based on generated data with a combination of Monte Carlo
##D #and classical Gaussian Hermite integration.*
##D # (Computation takes around 5 minutes)
##D 
##D joint.surro.sim.MCGH <- jointSurroPenal(data = data.sim, int.method = 2,
##D                    nb.mc = 300, nb.gh = 20)
##D 
##D #Surrogacy evaluation based on generated data with a combination of Monte Carlo
##D # and Pseudo-adaptive Gaussian Hermite integration.
##D # (Computation takes around 4 minutes)
##D 
##D joint.surro.sim.MCPGH <- jointSurroPenal(data = data.sim, int.method = 2,
##D                    nb.mc = 300, nb.gh = 20, adaptatif = 1)
##D 
##D # Results
##D summary(joint.surro.sim.MCGH)
##D summary(joint.surro.sim.MCPGH)
##D 
##D # Data from the advanced ovarian cancer randomized clinical trials.
##D # Joint surrogate model with \eqn{\zeta} fixed to 1, 8 nodes spline
##D # and the rescaled survival time.
##D 
##D data(dataOvarian)
##D # (Computation takes around 20 minutes)
##D 
##D joint.surro.ovar <- jointSurroPenal(data = dataOvarian, n.knots = 8,
##D                 init.kappa = c(2000,1000), indicator.alpha = 0, nb.mc = 200,
##D                 scale = 1/365)
##D # results
##D summary(joint.surro.ovar)
##D 
##D print(joint.surro.ovar)
##D 
##D 
##D # Mediation analysis on the adjuvant chemotherapy
##D # dataset where the surrogate is a time-to-relapse and the final endpoint is death.
##D # 4 knots are used to estimate the two baseline hazard functions.
##D # The function g(s) is estimated using cubic b-splines with 1 interior
##D # knot ('g.nkots=1'). The function \eqn{PTE(t)} is computed at 100 time points
##D # using 10.000 Monte Carlo simulations for integration over the random effects.
##D # To reduce computation time in the provided example only one fifth of the
##D # the original dataset is used and the confidence bands for the function
##D # \eqn{PTE(t)} are not computed as well as the power parameters associated with
##D # the random effects. Full example is commented thereafter.
##D 
##D # We first need to change the variable "statusS" which in the dataset
##D # encodes the indicator of a disease free survival event to an indicator
##D # of a time to relapse event (i.e., resurgence of cancer or
##D # onset of a second cancer) that excludes death as a composite event.
##D # Thus, the patients whose variables "timeS" and "timeT" are equal
##D # and whose variable "statusS" is equal to 1 will have
##D # "statuS" be set to 0. We do this because composite endpoint may not
##D # be appropriate in the setting of mediation analysis.
##D 
##D data(gastadj)
##D gastadj$timeS<-gastadj$timeS/365
##D gastadj$timeT<-gastadj$timeT/365
##D #here changing "statusS" to corresponds to a time to relapse event
##D gastadj[gastadj$timeS==gastadj$timeT & gastadj$statusS==1,c("statusS")]<-0
##D 
##D # select 20% of the original dataset
##D set.seed(1)
##D n<-nrow(gastadj)
##D subset<-gastadj[sort(sample(1:nrow(gastadj),round(n*0.2),replace = FALSE)),]
##D 
##D # Mediation model ('mediation=TRUE'). Computation takes around 17 minutes
##D mod.gast<-jointSurroPenal(subset,n.knots = 4,indicator.zeta = 0,
##D                          indicator.alpha = 0,mediation=TRUE,g.nknots=1,
##D                          pte.ntimes=30,pte.nmc=10000,pte.boot=FALSE)
##D 
##D summary(mod.gast)
##D plot(mod.gast)
##D 
##D # Example on the full dataset, including estimation of the power parameters
##D # mod.gast2<-jointSurroPenal(gastadj,n.knots = 4,mediation=TRUE,g.nknots=1,
##D #                            pte.ntimes=30,pte.nmc=10000,pte.boot=TRUE,
##D #                            pte.nboot=2000,pte.boot.nmc=10000)
##D 
##D # results
##D # plot(mod.gast2)
##D # summary(mod.gast2)
## End(Not run)



base::assign(".dptime", (proc.time() - get(".ptime", pos = "CheckExEnv")), pos = "CheckExEnv")
base::cat("jointSurroPenal", base::get(".format_ptime", pos = 'CheckExEnv')(get(".dptime", pos = "CheckExEnv")), "\n", file=base::get(".ExTimings", pos = 'CheckExEnv'), append=TRUE, sep="\t")
cleanEx()
nameEx("jointSurroPenalSimul")
### * jointSurroPenalSimul

flush(stderr()); flush(stdout())

base::assign(".ptime", proc.time(), pos = "CheckExEnv")
### Name: jointSurroPenalSimul
### Title: Simulation studies based on the one-step Joint surrogate models
###   for the evaluation of a canditate surrogate endpoint
### Aliases: jointSurroPenalSimul

### ** Examples


## Not run: 
##D # Surrogacy model evaluation performance study based on 10 generated data
##D # (Computation takes around 20 minutes using a processor including 40
##D # cores and a read only memory of 378 Go)
##D # To realize a simulation study on 100 samples or more (as required), use
##D # nb.dataset = 100
##D 
##D ### joint frailty model
##D joint.simul <- jointSurroPenalSimul(nb.dataset = 10, nbSubSimul= 600,
##D                    ntrialSimul = 30, LIMparam = 0.001, LIMlogl = 0.001,
##D                    LIMderiv = 0.001, nb.mc = 200, nb.gh = 20,
##D                    nb.gh2 = 32, true.init.val = 1, print.iter = FALSE, pfs = 0)
##D 
##D # results
##D summary(joint.simul, d = 3, R2boot = 1) # bootstrap
##D summary(joint.simul, d = 3, R2boot = 0) # Delta-method
##D 
##D ### joint frailty copula model
##D 
##D joint.simul.cop.clay <- jointSurroPenalSimul(nb.dataset = 10, nbSubSimul= 600,
##D                    ntrialSimul = 30, nb.mc = 1000, type.joint.estim = 3,
##D                    typecopula = 1, type.joint.simul = 3, theta.copula = 3,
##D                    time.cens = 349, true.init.val = 1, R2 = 0.81, maxit = 40,
##D                    print.iter = FALSE)
##D 
##D summary(joint.simul.cop.clay)
##D 
## End(Not run)




base::assign(".dptime", (proc.time() - get(".ptime", pos = "CheckExEnv")), pos = "CheckExEnv")
base::cat("jointSurroPenalSimul", base::get(".format_ptime", pos = 'CheckExEnv')(get(".dptime", pos = "CheckExEnv")), "\n", file=base::get(".ExTimings", pos = 'CheckExEnv'), append=TRUE, sep="\t")
cleanEx()
nameEx("jointSurroTKendall")
### * jointSurroTKendall

flush(stderr()); flush(stdout())

base::assign(".ptime", proc.time(), pos = "CheckExEnv")
### Name: jointSurroTKendall
### Title: Kendall's tau estimation using numerical integration methods
### Aliases: jointSurroTKendall

### ** Examples

Ktau1 <- jointSurroTKendall(theta = 3.5, gamma = 2.5, nb.gh = 32)
Ktau2 <- jointSurroTKendall(theta = 1, gamma = 0.8, alpha = 1, zeta = 1, 
         nb.gh = 32)

###---Kendall's \eqn{\tau} from a joint surrogate model ---###

## Not run: 
##D data.sim <-jointSurrSimul(n.obs=400, n.trial = 20,cens.adm=549, 
##D           alpha = 1.5, theta = 3.5, gamma = 2.5, zeta = 1, 
##D           sigma.s = 0.7, sigma.t = 0.7,cor = 0.8, betas = -1.25, 
##D           betat = -1.25, full.data = 0, random.generator = 1, 
##D           seed = 0, nb.reject.data = 0)
##D           
##D 
##D ###---Estimation---###
##D joint.surrogate <- jointSurroPenal(data = data.sim, nb.mc = 300, 
##D                    nb.gh = 20, indicator.alpha = 1, n.knots = 6)
##D                    
##D  Ktau3 <- jointSurroTKendall(joint.surrogate)
##D  Ktau4 <- jointSurroTKendall(joint.surrogate,nb.MC.kendall = 4000,
##D           seed = 1)
## End(Not run)




base::assign(".dptime", (proc.time() - get(".ptime", pos = "CheckExEnv")), pos = "CheckExEnv")
base::cat("jointSurroTKendall", base::get(".format_ptime", pos = 'CheckExEnv')(get(".dptime", pos = "CheckExEnv")), "\n", file=base::get(".ExTimings", pos = 'CheckExEnv'), append=TRUE, sep="\t")
cleanEx()
nameEx("longiPenal")
### * longiPenal

flush(stderr()); flush(stdout())

base::assign(".ptime", proc.time(), pos = "CheckExEnv")
### Name: longiPenal
### Title: Fit a Joint Model for Longitudinal Data and a Terminal Event
### Aliases: longiPenal
### Keywords: models

### ** Examples



## Not run: 
##D 
##D ###--- Joint model for longitudinal data and a terminal event ---###
##D 
##D data(colorectal)
##D data(colorectalLongi)
##D 
##D # Survival data preparation - only terminal events
##D colorectalSurv <- subset(colorectal, new.lesions == 0)
##D 
##D # We recommend fitting first a mixed model on the longitudinal data and
##D # a survival model on the terminal event and use these estimations as
##D # initial values for the joint model.
##D # Mixed model with lme:
##D mlongi <- nlme::lme(tumor.size ~ year * treatment + age + who.PS, 
##D                     data = colorectalLongi, random = ~1 + year | id)
##D # Survival model with frailtyPenal:
##D msurv <- frailtyPenal(Surv(time1, state) ~ age + treatment + who.PS + prev.resection,
##D                       data = colorectalSurv, n.knots = 7, kappa = 2)
##D msurv.weib <- frailtyPenal(Surv(time1, state) ~ age + treatment + who.PS + prev.resection,
##D                            data = colorectalSurv, hazard = "Weibull")
##D 
##D 
##D # Joint model with
##D # Baseline hazard function approximated with splines
##D # Random effects as the link function
##D model.spli.RE <- longiPenal(Surv(time1, state) ~ age + treatment + who.PS
##D + prev.resection, tumor.size ~  year * treatment + age + who.PS ,
##D data=colorectalSurv,	data.Longi = colorectalLongi, random = c("1", "year"),
##D id = "id", link = "Random-effects", left.censoring = -3.33,
##D n.knots = 7, kappa = 2, init.longi = mlongi, init.surv = msurv, init.Eta = c(0, 0))
##D 
##D # Joint model with
##D # Weibull baseline hazard function
##D # Current level of the biomarker as the link function
##D model.weib.CL <- longiPenal(Surv(time1, state) ~ age + treatment + who.PS
##D + prev.resection, tumor.size ~  year * treatment + age + who.PS , timevar="year",
##D data=colorectalSurv, data.Longi = colorectalLongi, random = c("1", "year"),
##D id = "id", link = "Current-level", left.censoring = -3.33, hazard = "Weibull",
##D init.longi = mlongi, init.surv = msurv.weib, init.Eta = 0)
##D 
##D # Joint model with user specified initial values
##D initL <- list(fixed = c(3, -0.3, -0.1, 0.2, -0.4, 0.2, 1, -0.6),
##D               random = matrix(c(2, -0.4, -0.4, 0.8), 2, 2),
##D               sigma = 1)
##D initS <- list(hazard = c(1.2, 1.5),
##D               fixed = c(-0.2, 0, 0.1, -0.2, 0.5, -0.3))
##D 
##D model.weib.CL.2 <- longiPenal(Surv(time1, state) ~ age + treatment + who.PS
##D + prev.resection, tumor.size ~  year * treatment + age + who.PS , timevar="year",
##D data=colorectalSurv, data.Longi = colorectalLongi, random = c("1", "year"),
##D id = "id", link = "Current-level", left.censoring = -3.33, hazard = "Weibull",
##D init.longi = initL, init.surv = initS, init.Eta = 0.3)
##D 
##D ###--- Two-part Joint model for semicontinuous
##D #      longitudinal data and a terminal event ---###
##D 
##D data(colorectal)
##D data(colorectalLongi)
##D colorectalSurv <- subset(colorectal, new.lesions == 0)
##D 
##D # Box-cox back transformation (lambda=0.3) and apply logarithm (with a 1 unit shift)
##D colorectalLongi$Yo <- (colorectalLongi$tumor.size*0.3+1)^(1/0.3)
##D colorectalLongi$Y <- log(colorectalLongi$Y+1) # log transformation with shift=1
##D 
##D # Conditional two-part joint model - random-effects association structure (~15min)
##D 
##D CTPJM_re <-longiPenal(Surv(time1, state)~age + treatment +
##D who.PS+ prev.resection, Y~year*treatment, formula.Binary=Y~year*treatment,
##D data = colorectalSurv, data.Longi = colorectalLongi, random = c("1"),
##D random.Binary=c("1"), id = "id", link ="Random-effects", left.censoring = F,
##D n.knots = 7, kappa = 2, hazard="Splines-per")
##D 
##D print(CTPJM_re)
##D 
##D # Conditional two-part joint model - current-level association structure (~15min)
##D # Simulated dataset (github.com/DenisRustand/TPJM_sim)
##D data(longDat)
##D data(survDat)
##D tte <- frailtyPenal(Surv(deathTimes, d)~trt,n.knots=5,kappa=0, data=survDat,
##D cross.validation = T)
##D kap <- round(tte$kappa,2);kap # smoothing parameter
##D   CTPJM_cl <- longiPenal(Surv(deathTimes, d)~trt, Y~timej*trtY,
##D   data=survDat, data.Longi = longDat,
##D   random = c("1","timej"), formula.Binary=Y~timej*trtY,
##D   random.Binary=c("1"), timevar="timej", id = "id",
##D   link = "Current-level", n.knots = 5, kappa = kap,
##D   hazard="Splines-per", method.GH="Monte-carlo",
##D   n.nodes=500)
##D 
##D   print(CTPJM_cl)
##D 
##D 
##D # Marginal two-part joint model - random-effects association structure (~10min)
##D longDat$Yex <- exp(longDat$Y)-1
##D MTPJM_re <- longiPenal(Surv(deathTimes, d)~trt, Yex~timej*trtY,
##D                   data=survDat, data.Longi = longDat,MTP=T,GLMlog = T,
##D                   random = c("1"), formula.Binary=Y~timej*trtY,
##D                   random.Binary=c("1"), timevar="timej", id = "id",
##D                   link = "Random-effects", n.knots = 5, kappa = kap,
##D                   hazard="Splines-per", method.GH="Monte-carlo",
##D                   n.nodes=500)
##D 
##D print(MTPJM_re)
##D 
##D # Marginal two-part joint model - current-level association structure (~45min)
##D  MTPJM_cl <- longiPenal(Surv(deathTimes, d)~trt, Yex~timej*trtY,
##D                   data=survDat, data.Longi = longDat,MTP=T,GLMlog = T,
##D                   random = c("1","timej"), formula.Binary=Y~timej*trtY,
##D                   random.Binary=c("1"), timevar="timej", id = "id",
##D                   link = "Current-level", n.knots = 5, kappa = kap,
##D                   hazard="Splines-per", method.GH="Monte-carlo",
##D                   n.nodes=500)
##D 
##D print(MTPJM_cl)
##D 
##D ###--- Mediation analysis  
##D #Takes ~ 10 minutes to run
##D data(colorectal)
##D data(colorectalLongi)
##D colorectalSurv <- subset(colorectal, new.lesions == 0)
##D 
##D colorectalSurv$treatment<-sapply(colorectalSurv$treatment,function(t) ifelse(t=="S",1,0))
##D colorectalLongi$treatment<-sapply(colorectalLongi$treatment,function(t) ifelse(t=="S",1,0))
##D 
##D longi.col <- nlme::lme(tumor.size ~ age+year*treatment,
##D                        random = ~1 + year | id,
##D                        data = colorectalLongi)
##D surv.col <- frailtyPenal(Surv(time1, state) ~ age + treatment ,
##D                          n.knots = 7, kappa = 2,
##D                          data = colorectalSurv)
##D 
##D mod.col <- longiPenal(Surv(time1, state) ~ age+treatment,
##D             tumor.size ~ age+year*treatment,
##D             data=colorectalSurv, data.Longi = colorectalLongi, random = c("1", "year"),
##D             id = "id", link = "Current-level",timevar="year",method.GH = "Pseudo-adaptive",
##D             mediation = TRUE,med.trt = colorectalSurv$treatment,
##D             med.center = NULL,med.nmc = 50,n.knots = 7, kappa = 2,
##D             pte.ntimes = 30,pte.boot = T,pte.nmc = 1000,pte.nboot = 1000,
##D             init.longi = longi.col, init.surv = surv.col)
##D 
##D print(mod.col)
##D plot(mod.col,plot.mediation='All')
## End(Not run)



base::assign(".dptime", (proc.time() - get(".ptime", pos = "CheckExEnv")), pos = "CheckExEnv")
base::cat("longiPenal", base::get(".format_ptime", pos = 'CheckExEnv')(get(".dptime", pos = "CheckExEnv")), "\n", file=base::get(".ExTimings", pos = 'CheckExEnv'), append=TRUE, sep="\t")
cleanEx()
nameEx("loocv")
### * loocv

flush(stderr()); flush(stdout())

base::assign(".ptime", proc.time(), pos = "CheckExEnv")
### Name: loocv
### Title: The trials leave-one-out crossvalidation for the one-step Joint
###   surrogate model for evaluating a canditate surrogate endpoint.
### Aliases: loocv
### Keywords: loocv prediction surrogate

### ** Examples



## Not run: 
##D # Generation of data to use 
##D  data.sim <- jointSurrSimul(n.obs=300, n.trial = 10,cens.adm=549.24,
##D              alpha = 1.5, theta = 3.5, gamma = 2.5, zeta = 1, sigma.s = 0.7,
##D              sigma.t = 0.7, cor = 0.8, betas = -1.25, betat = -1.25,
##D              full.data = 0, random.generator = 1, seed = 0,
##D              nb.reject.data = 0)
##D 
##D ###--- Joint surrogate model ---###
##D  
##D joint.surro.sim.MCGH <- jointSurroPenal(data = data.sim, int.method = 2,
##D                         nb.mc = 300, nb.gh = 20, print.iter = F)
##D 
##D # Example of loocv taking into accountn ony trial 2 trials (1 and 3)
##D dloocv <- loocv(joint.surro.sim.MCGH, unusedtrial = c(2,4:10))
##D dloocv$result
##D dloocv$loocv.summary
##D 
##D # In order to summarize all the estimated models during the loocv proccess:
##D dloocv$different.models
##D 
## End(Not run)





base::assign(".dptime", (proc.time() - get(".ptime", pos = "CheckExEnv")), pos = "CheckExEnv")
base::cat("loocv", base::get(".format_ptime", pos = 'CheckExEnv')(get(".dptime", pos = "CheckExEnv")), "\n", file=base::get(".ExTimings", pos = 'CheckExEnv'), append=TRUE, sep="\t")
cleanEx()
nameEx("multivPenal")
### * multivPenal

flush(stderr()); flush(stdout())

base::assign(".ptime", proc.time(), pos = "CheckExEnv")
### Name: multivPenal
### Title: Fit a multivariate frailty model for two types of recurrent
###   events and a terminal event.
### Aliases: multivPenal transfo.table for multivariate frailty model
### Keywords: methods models multiv

### ** Examples



## No test: 

###--- Multivariate Frailty model ---###

data(dataMultiv)

# (computation takes around 60 minutes)
modMultiv.spli <- multivPenal(Surv(TIMEGAP,INDICREC)~cluster(PATIENT)+v1+v2+
             event2(INDICMETA)+terminal(INDICDEATH),formula.Event2=~v1+v2+v3,
             formula.terminalEvent=~v1,data=dataMultiv,n.knots=c(8,8,8),
             kappa=c(1,1,1),initialize=FALSE)

print(modMultiv.spli)

modMultiv.weib <- multivPenal(Surv(TIMEGAP,INDICREC)~cluster(PATIENT)+v1+v2+
             event2(INDICMETA)+terminal(INDICDEATH),formula.Event2=~v1+v2+v3,
             formula.terminalEvent=~v1,data=dataMultiv,hazard="Weibull")

print(modMultiv.weib)

modMultiv.cpm <- multivPenal(Surv(TIMEGAP,INDICREC)~cluster(PATIENT)+v1+v2+
             event2(INDICMETA)+terminal(INDICDEATH),formula.Event2=~v1+v2+v3,
             formula.terminalEvent=~v1,data=dataMultiv,hazard="Piecewise-per",
             nb.int=c(6,6,6))

print(modMultiv.cpm)

## End(No test)





base::assign(".dptime", (proc.time() - get(".ptime", pos = "CheckExEnv")), pos = "CheckExEnv")
base::cat("multivPenal", base::get(".format_ptime", pos = 'CheckExEnv')(get(".dptime", pos = "CheckExEnv")), "\n", file=base::get(".ExTimings", pos = 'CheckExEnv'), append=TRUE, sep="\t")
cleanEx()
nameEx("num.id")
### * num.id

flush(stderr()); flush(stdout())

base::assign(".ptime", proc.time(), pos = "CheckExEnv")
### Name: num.id
### Title: Identify individuals in Joint model for clustered data
### Aliases: num.id
### Keywords: misc

### ** Examples



## No test: 

data(readmission)
#-- here is generated cluster (5 clusters)
readmission <- transform(readmission,group=id%%5+1)

#-- exclusion all recurrent events --#
#--  to obtain framework of semi-competing risks --#
readmission2 <- subset(readmission, (t.start == 0 & event == 1) | event == 0)

joi.clus.gap <- frailtyPenal(Surv(time,event)~cluster(group)+
num.id(id)+dukes+charlson+sex+chemo+terminal(death),
formula.terminalEvent=~dukes+charlson+sex+chemo,
data=readmission2,recurrentAG=FALSE, n.knots=8,
kappa=c(1.e+10,1.e+10) ,Alpha="None")

## End(No test)





base::assign(".dptime", (proc.time() - get(".ptime", pos = "CheckExEnv")), pos = "CheckExEnv")
base::cat("num.id", base::get(".format_ptime", pos = 'CheckExEnv')(get(".dptime", pos = "CheckExEnv")), "\n", file=base::get(".ExTimings", pos = 'CheckExEnv'), append=TRUE, sep="\t")
cleanEx()
nameEx("plot.additivePenal")
### * plot.additivePenal

flush(stderr()); flush(stdout())

base::assign(".ptime", proc.time(), pos = "CheckExEnv")
### Name: plot.additivePenal
### Title: Plot Method for an Additive frailty model.
### Aliases: plot.additivePenal lines.additivePenal
### Keywords: methods

### ** Examples



## No test: 

data(dataAdditive)

modAdd <- additivePenal(Surv(t1,t2,event)~cluster(group)+var1+slope(var1),
correlation=TRUE,data=dataAdditive,n.knots=8,kappa=862,hazard="Splines")

#-- 'var1' is boolean as a treatment variable

plot(modAdd)

## End(No test)





base::assign(".dptime", (proc.time() - get(".ptime", pos = "CheckExEnv")), pos = "CheckExEnv")
base::cat("plot.additivePenal", base::get(".format_ptime", pos = 'CheckExEnv')(get(".dptime", pos = "CheckExEnv")), "\n", file=base::get(".ExTimings", pos = 'CheckExEnv'), append=TRUE, sep="\t")
cleanEx()
nameEx("plot.frailtyCmprsk")
### * plot.frailtyCmprsk

flush(stderr()); flush(stdout())

base::assign(".ptime", proc.time(), pos = "CheckExEnv")
### Name: plot.frailtyCmprsk
### Title: Plot Method for a Weibull competing risks model with optional
###   shared frailty between transitions.
### Aliases: plot.frailtyCmprsk
### Keywords: file

### ** Examples

## No test: 

    ###--- Simple Weibull competing risks model ---###

    data(CPRSKbmtcrr)

    ModCmprsk_NoCov_Factor <- frailtyCmprsk(
      formulas = list(
        Surv(observed_time, Status, type = "mstate") ~ D,
        ~ 1
      ),
      data = CPRSKbmtcrr,
      print.info = FALSE,
      maxit = 100
    )

    plot(ModCmprsk_NoCov_Factor)

    #-- No confidence bands
    plot(ModCmprsk_NoCov_Factor, conf.bands = FALSE)

## End(No test)




base::assign(".dptime", (proc.time() - get(".ptime", pos = "CheckExEnv")), pos = "CheckExEnv")
base::cat("plot.frailtyCmprsk", base::get(".format_ptime", pos = 'CheckExEnv')(get(".dptime", pos = "CheckExEnv")), "\n", file=base::get(".ExTimings", pos = 'CheckExEnv'), append=TRUE, sep="\t")
cleanEx()
nameEx("plot.frailtyIllnessDeath")
### * plot.frailtyIllnessDeath

flush(stderr()); flush(stdout())

base::assign(".ptime", proc.time(), pos = "CheckExEnv")
### Name: plot.frailtyIllnessDeath
### Title: Plot Method for a Weibull Illness-Death model with optional
###   shared frailty between transitions.
### Aliases: plot.frailtyIllnessDeath
### Keywords: file

### ** Examples



  ## No test: 

    ###--- Semi-Markovian Weibull Illness-Death model with left truncation ---###

    data(Paq810)

    ModIllnessDeath_SemiMarkov_LeftTrunc <- frailtyIllnessDeath(
      formula = Surv(e, r, dementia) ~ gender + certif,
      formula.terminalEvent = Surv(t, death) ~ gender + certif,
      data = Paq810,
      print.info = FALSE,
      maxit = 100
    )

    plot(ModIllnessDeath_SemiMarkov_LeftTrunc)

    #-- No confidence bands
    plot(ModIllnessDeath_SemiMarkov_LeftTrunc, conf.bands = FALSE)

  
## End(No test)





base::assign(".dptime", (proc.time() - get(".ptime", pos = "CheckExEnv")), pos = "CheckExEnv")
base::cat("plot.frailtyIllnessDeath", base::get(".format_ptime", pos = 'CheckExEnv')(get(".dptime", pos = "CheckExEnv")), "\n", file=base::get(".ExTimings", pos = 'CheckExEnv'), append=TRUE, sep="\t")
cleanEx()
nameEx("plot.frailtyPenal")
### * plot.frailtyPenal

flush(stderr()); flush(stdout())

base::assign(".ptime", proc.time(), pos = "CheckExEnv")
### Name: plot.frailtyPenal
### Title: Plot Method for a Shared frailty model.
### Aliases: plot.frailtyPenal lines.frailtyPenal
### Keywords: file

### ** Examples



## Not run: 
##D 
##D data(readmission)
##D 
##D ###--- Shared frailty model ---###
##D 
##D modSha <- frailtyPenal(Surv(time,event)~as.factor(dukes)+cluster(id),
##D n.knots=10,kappa=10000,data=readmission,hazard="Splines")
##D 
##D plot(modSha,type="Survival",conf=FALSE)
##D 
##D ###--- Cox proportional hazard model ---###
##D 
##D modCox <- frailtyPenal(Surv(time,event)~as.factor(dukes),n.knots=10,
##D kappa=10000,data=readmission,hazard="Splines")
##D 
##D plot(modCox)
##D 
##D #-- no confidence bands
##D plot(modSha,conf.bands=FALSE)
##D plot(modCox,conf.bands=FALSE)
##D 
## End(Not run)





base::assign(".dptime", (proc.time() - get(".ptime", pos = "CheckExEnv")), pos = "CheckExEnv")
base::cat("plot.frailtyPenal", base::get(".format_ptime", pos = 'CheckExEnv')(get(".dptime", pos = "CheckExEnv")), "\n", file=base::get(".ExTimings", pos = 'CheckExEnv'), append=TRUE, sep="\t")
cleanEx()
nameEx("plot.jointNestedPenal")
### * plot.jointNestedPenal

flush(stderr()); flush(stdout())

base::assign(".ptime", proc.time(), pos = "CheckExEnv")
### Name: plot.jointNestedPenal
### Title: Plot method for a joint nested frailty model.
### Aliases: plot.jointNestedPenal lines.jointNestedPenal
### Keywords: methods

### ** Examples



## Not run: 
##D 
##D #-- here is generated cluster (30 clusters)
##D readmissionNested <- transform(readmission,group=id%%30+1)
##D 
##D # Baseline hazard function approximated with splines with calendar-timescale
##D 
##D model.spli.AG <- frailtyPenal(formula = Surv(t.start, t.stop, event) 
##D ~ subcluster(id) + cluster(group) + dukes + terminal(death), 
##D formula.terminalEvent = ~dukes, data = readmissionNested, recurrentAG = TRUE,
##D  n.knots = 8, kappa = c(9.55e+9, 1.41e+12),initialize = TRUE)
##D 
##D # Plot the estimated baseline hazard function with the confidence intervals
##D plot(model.spli.AG)	
##D 
##D # Plot the estimated baseline hazard function with the confidence intervals
##D plot(model.spli.RE, type = "Survival")
##D 	
## End(Not run)




base::assign(".dptime", (proc.time() - get(".ptime", pos = "CheckExEnv")), pos = "CheckExEnv")
base::cat("plot.jointNestedPenal", base::get(".format_ptime", pos = 'CheckExEnv')(get(".dptime", pos = "CheckExEnv")), "\n", file=base::get(".ExTimings", pos = 'CheckExEnv'), append=TRUE, sep="\t")
cleanEx()
nameEx("plot.jointPenal")
### * plot.jointPenal

flush(stderr()); flush(stdout())

base::assign(".ptime", proc.time(), pos = "CheckExEnv")
### Name: plot.jointPenal
### Title: Plot Method for a Joint frailty model.
### Aliases: plot.jointPenal lines.jointPenal
### Keywords: methods

### ** Examples



## Not run: 
##D 
##D data(readmission)
##D 
##D #-- Gap-time
##D modJoint.gap <- frailtyPenal(Surv(time,event)~cluster(id)+sex+dukes+
##D charlson+terminal(death),formula.terminalEvent=~sex+dukes+charlson,
##D data=readmission,n.knots=14,kappa=c(100,100))
##D 
##D #-- It takes around 1 minute to converge --#
##D 
##D plot(modJoint.gap,type.plot="Haz",event="recurrent",conf.bands=TRUE)
##D plot(modJoint.gap,type.plot="Haz",event="terminal",conf.bands=TRUE)
##D plot(modJoint.gap,type.plot="Haz",event="both",conf.bands=TRUE)
##D 
##D plot(modJoint.gap,type.plot="Su",event="recurrent",conf.bands=TRUE)
##D plot(modJoint.gap,type.plot="Su",event="terminal",conf.bands=TRUE)
##D plot(modJoint.gap,type.plot="Su",event="both",conf.bands=TRUE)
##D 
##D 
## End(Not run)





base::assign(".dptime", (proc.time() - get(".ptime", pos = "CheckExEnv")), pos = "CheckExEnv")
base::cat("plot.jointPenal", base::get(".format_ptime", pos = 'CheckExEnv')(get(".dptime", pos = "CheckExEnv")), "\n", file=base::get(".ExTimings", pos = 'CheckExEnv'), append=TRUE, sep="\t")
cleanEx()
nameEx("plot.jointSurroPenal")
### * plot.jointSurroPenal

flush(stderr()); flush(stdout())

base::assign(".ptime", proc.time(), pos = "CheckExEnv")
### Name: plot.jointSurroPenal
### Title: Plot Method for the one-step Joint surrogate model for the
###   evaluation of a canditate surrogate endpoint.
### Aliases: plot.jointSurroPenal lines.jointSurroPenal
### Keywords: surrogate

### ** Examples



## Not run: 
##D 
##D 
##D ###--- Joint surrogate model ---###
##D ###---evaluation of surrogate endpoints---###
##D 
##D data(dataOvarian)
##D joint.surro.ovar <- jointSurroPenal(data = dataOvarian, n.knots = 8, 
##D                 init.kappa = c(2000,1000), indicator.alpha = 0, 
##D                 nb.mc = 200, scale = 1/365)
##D 
##D # Baseline Hazards fonctions for both the surrogate endpoint 
##D # and the true endpoint
##D plot(joint.surro.ovar,endpoint = 2,type.plot = "Haz", conf.bands = T)   
##D 
##D # Baseline survival fonctions for both the surrogate endpoint 
##D # and the true endpoint
##D plot(joint.surro.ovar,endpoint = 2,type.plot = "Su", conf.bands = T)  
##D              
##D 
##D 
## End(Not run)





base::assign(".dptime", (proc.time() - get(".ptime", pos = "CheckExEnv")), pos = "CheckExEnv")
base::cat("plot.jointSurroPenal", base::get(".format_ptime", pos = 'CheckExEnv')(get(".dptime", pos = "CheckExEnv")), "\n", file=base::get(".ExTimings", pos = 'CheckExEnv'), append=TRUE, sep="\t")
cleanEx()
nameEx("plot.jointSurroPenalloocv")
### * plot.jointSurroPenalloocv

flush(stderr()); flush(stdout())

base::assign(".ptime", proc.time(), pos = "CheckExEnv")
### Name: plot.jointSurroPenalloocv
### Title: Plot of trials leave-one-out crossvalidation Outputs from the
###   one-step Joint surrogate model for evaluating a canditate surrogate
###   endpoint.
### Aliases: plot.jointSurroPenalloocv
### Keywords: loocv plot prediction surrogate

### ** Examples



## Not run: 
##D # Generation of data to use 
##D  data.sim <- jointSurrSimul(n.obs=300, n.trial = 10,cens.adm=549.24,
##D              alpha = 1.5, theta = 3.5, gamma = 2.5, zeta = 1, sigma.s = 0.7,
##D              sigma.t = 0.7, cor = 0.8, betas = -1.25, betat = -1.25,
##D              full.data = 0, random.generator = 1, seed = 0,
##D              nb.reject.data = 0)
##D 
##D ###--- Joint surrogate model ---###
##D  
##D joint.surro.sim.MCGH <- jointSurroPenal(data = data.sim, int.method = 2,
##D                         nb.mc = 300, nb.gh = 20, print.iter = T)
##D         
##D # Example of loocv taking into accountn ony trial 2 trials (1 and 3)
##D dloocv <- loocv(joint.surro.sim.MCGH, unusedtrial = c(2,4:10))
##D 
##D plot(x = dloocv, xleg = "topright", bty = "n")
##D 
## End(Not run)




base::assign(".dptime", (proc.time() - get(".ptime", pos = "CheckExEnv")), pos = "CheckExEnv")
base::cat("plot.jointSurroPenalloocv", base::get(".format_ptime", pos = 'CheckExEnv')(get(".dptime", pos = "CheckExEnv")), "\n", file=base::get(".ExTimings", pos = 'CheckExEnv'), append=TRUE, sep="\t")
cleanEx()
nameEx("plot.longiPenal")
### * plot.longiPenal

flush(stderr()); flush(stdout())

base::assign(".ptime", proc.time(), pos = "CheckExEnv")
### Name: plot.longiPenal
### Title: Plot Method for a joint model for longitudinal data and a
###   terminal event.
### Aliases: plot.longiPenal lines.longiPenal
### Keywords: file

### ** Examples



## Not run: 
##D ###--- Joint model for longitudinal data and a terminal event ---###
##D 
##D data(colorectal)
##D data(colorectalLongi)
##D 
##D # Survival data preparation - only terminal events 
##D colorectalSurv <- subset(colorectal, new.lesions == 0)
##D 
##D # Baseline hazard function approximated with splines
##D # Random effects as the link function
##D 
##D model.spli.RE <- longiPenal(Surv(time1, state) ~ age + treatment + who.PS 
##D + prev.resection, tumor.size ~  year * treatment + age + who.PS ,
##D colorectalSurv,	data.Longi = colorectalLongi, random = c("1", "year"),
##D id = "id", link = "Random-effects", left.censoring = -3.33, 
##D n.knots = 7, kappa = 2)
##D pdf(file = "/home/agareb1/etudiants/al10/newpack/test/plot_longi.pdf")
##D 
##D # Plot the estimated baseline hazard function with the confidence intervals
##D plot(model.spli.RE)	
##D 
##D # Plot the estimated baseline hazard function with the confidence intervals
##D plot(model.spli.RE, type = "Survival")	
## End(Not run)





base::assign(".dptime", (proc.time() - get(".ptime", pos = "CheckExEnv")), pos = "CheckExEnv")
base::cat("plot.longiPenal", base::get(".format_ptime", pos = 'CheckExEnv')(get(".dptime", pos = "CheckExEnv")), "\n", file=base::get(".ExTimings", pos = 'CheckExEnv'), append=TRUE, sep="\t")
cleanEx()
nameEx("plot.nestedPenal")
### * plot.nestedPenal

flush(stderr()); flush(stdout())

base::assign(".ptime", proc.time(), pos = "CheckExEnv")
### Name: plot.nestedPenal
### Title: Plot Method for a Nested frailty model.
### Aliases: plot.nestedPenal lines.nestedPenal
### Keywords: methods

### ** Examples



## Not run: 
##D 
##D data(dataNested)
##D modNested <- frailtyPenal(Surv(t1,t2,event)~cluster(group)+
##D subcluster(subgroup)+cov1+cov2,data=dataNested,n.knots=8,
##D kappa=50000,hazard="Splines")
##D 
##D plot(modNested,conf.bands=FALSE)
##D 
## End(Not run)





base::assign(".dptime", (proc.time() - get(".ptime", pos = "CheckExEnv")), pos = "CheckExEnv")
base::cat("plot.nestedPenal", base::get(".format_ptime", pos = 'CheckExEnv')(get(".dptime", pos = "CheckExEnv")), "\n", file=base::get(".ExTimings", pos = 'CheckExEnv'), append=TRUE, sep="\t")
cleanEx()
nameEx("plot.trivPenal")
### * plot.trivPenal

flush(stderr()); flush(stdout())

base::assign(".ptime", proc.time(), pos = "CheckExEnv")
### Name: plot.trivPenal
### Title: Plot Method for a trivariate joint model for longitudinal data,
###   recurrent events and a terminal event.
### Aliases: plot.trivPenal lines.trivPenal
### Keywords: methods

### ** Examples


## Not run: 
##D ###--- Trivariate joint model for longitudinal data, ---###
##D ###--- recurrent events and a terminal event ---###
##D 
##D data(colorectal)
##D data(colorectalLongi)
##D 
##D # Weibull baseline hazard function
##D # Random effects as the link function, Gap timescale
##D # (computation takes around 30 minutes)
##D model.weib.RE.gap <-trivPenal(Surv(gap.time, new.lesions) ~ cluster(id)
##D + age + treatment + who.PS + prev.resection + terminal(state),
##D formula.terminalEvent =~ age + treatment + who.PS + prev.resection, 
##D tumor.size ~ year * treatment + age + who.PS, data = colorectal,
##D data.Longi = colorectalLongi, random = c("1", "year"), id = "id", 
##D link = "Random-effects", left.censoring = -3.33, recurrentAG = FALSE,
##D hazard = "Weibull", method.GH="Pseudo-adaptive", n.nodes = 7)
##D 
##D plot(model.weib.RE.gap)
##D plot(model.weib.RE.gap, type = "survival")
## End(Not run)



base::assign(".dptime", (proc.time() - get(".ptime", pos = "CheckExEnv")), pos = "CheckExEnv")
base::cat("plot.trivPenal", base::get(".format_ptime", pos = 'CheckExEnv')(get(".dptime", pos = "CheckExEnv")), "\n", file=base::get(".ExTimings", pos = 'CheckExEnv'), append=TRUE, sep="\t")
cleanEx()
nameEx("plot.trivPenalNL")
### * plot.trivPenalNL

flush(stderr()); flush(stdout())

base::assign(".ptime", proc.time(), pos = "CheckExEnv")
### Name: plot.trivPenalNL
### Title: Plot Method for a Non-Linear Trivariate Joint Model for
###   Recurrent Events and a Terminal Event with a Biomarker Described with
###   an ODE.
### Aliases: plot.trivPenalNL lines.trivPenalNL
### Keywords: methods

### ** Examples


## Not run: 
##D ###--- Trivariate joint model for longitudinal data, ---###
##D ###--- recurrent events and a terminal event ---###
##D 
##D data(colorectal)
##D data(colorectalLongi)
##D 
##D # Weibull baseline hazard function
##D # Random effects as the link function, Gap timescale
##D # (computation takes around 30 minutes)
##D model.weib.RE.gap <-trivPenal(Surv(gap.time, new.lesions) ~ cluster(id)
##D + age + treatment + who.PS + prev.resection + terminal(state),
##D formula.terminalEvent =~ age + treatment + who.PS + prev.resection, 
##D tumor.size ~ year * treatment + age + who.PS, data = colorectal,
##D data.Longi = colorectalLongi, random = c("1", "year"), id = "id", 
##D link = "Random-effects", left.censoring = -3.33, recurrentAG = FALSE,
##D hazard = "Weibull", method.GH="Pseudo-adaptive", n.nodes = 7)
##D 
##D plot(model.weib.RE.gap)
##D plot(model.weib.RE.gap, type = "survival")
## End(Not run)



base::assign(".dptime", (proc.time() - get(".ptime", pos = "CheckExEnv")), pos = "CheckExEnv")
base::cat("plot.trivPenalNL", base::get(".format_ptime", pos = 'CheckExEnv')(get(".dptime", pos = "CheckExEnv")), "\n", file=base::get(".ExTimings", pos = 'CheckExEnv'), append=TRUE, sep="\t")
cleanEx()
nameEx("plotTreatPredJointSurro")
### * plotTreatPredJointSurro

flush(stderr()); flush(stdout())

base::assign(".ptime", proc.time(), pos = "CheckExEnv")
### Name: plotTreatPredJointSurro
### Title: Plot of the prediction of the treatment effect on the true
###   endpoint and the STE
### Aliases: plotTreatPredJointSurro
### Keywords: prediction surrogate

### ** Examples


## Not run: 
##D 
##D 
##D ###--- Joint surrogate model ---###
##D ###---evaluation of surrogate endpoints---###
##D 
##D data(dataOvarian)
##D joint.surro.ovar <- jointSurroPenal(data = dataOvarian, n.knots = 8, 
##D                 init.kappa = c(2000,1000), indicator.alpha = 0, 
##D                 nb.mc = 200, scale = 1/365)
##D 
##D ## "HR"
##D plotTreatPredJointSurro(joint.surro.ovar, from = 0, to = 4, 
##D                 type = "HR", lty = 2, leg.y = 13)
##D                 
##D ## or without acceptance area for betaS:
##D plotTreatPredJointSurro(joint.surro.ovar, from = 0, to = 4, 
##D                 type = "HR", lty = 2, leg.y = 13, 
##D                 add.accept.area.betaS = FALSE)
##D              
##D ## "log HR"
##D plotTreatPredJointSurro(joint.surro.ovar, from = -2, to = 2, 
##D                 type = "Coef", lty = 2, leg.y = 3.5)
##D                 
##D ### For a value of ste greater than 0 (HR > 1), which induces deleterious
##D ### treatment effet, argument "pred.int.use" can be set to "lw"  
##D 
##D plotTreatPredJointSurro(joint.surro.ovar, from = 0, to = 2, 
##D                 type = "HR", lty = 2, leg.y = 4,
##D                 pred.int.use = "lw")
##D 
## End(Not run)




base::assign(".dptime", (proc.time() - get(".ptime", pos = "CheckExEnv")), pos = "CheckExEnv")
base::cat("plotTreatPredJointSurro", base::get(".format_ptime", pos = 'CheckExEnv')(get(".dptime", pos = "CheckExEnv")), "\n", file=base::get(".ExTimings", pos = 'CheckExEnv'), append=TRUE, sep="\t")
cleanEx()
nameEx("predict.jointSurroPenal")
### * predict.jointSurroPenal

flush(stderr()); flush(stdout())

base::assign(".ptime", proc.time(), pos = "CheckExEnv")
### Name: predict.jointSurroPenal
### Title: S3method predict for the one-step Joint surrogate models for the
###   evaluation of a canditate surrogate endpoint.
### Aliases: predict.jointSurroPenal
### Keywords: prediction surrogate

### ** Examples



## Not run: 
##D 
##D 
##D ###--- Joint surrogate model ---###
##D ###---evaluation of surrogate endpoints---###
##D 
##D data(dataOvarian)
##D joint.surro.ovar <- jointSurroPenal(data = dataOvarian, n.knots = 8, 
##D                 init.kappa = c(2000,1000), indicator.alpha = 0, 
##D                 nb.mc = 200, scale = 1/365)
##D 
##D # prediction of the treatment effects on the true endpoint in each trial of 
##D # the dataOvarian dataset
##D predict(joint.surro.ovar)
##D 
##D # prediction of the treatment effect on the true endpoint from an observed 
##D # treatment effect on the surrogate endpoint in a given trial
##D 
##D # in log HR
##D predict(joint.surro.ovar, betaS.obs = -0.797, betaT.obs = -1.018)
##D predict(joint.surro.ovar, type = "Coef", betaS.obs = -1, leg.y = 0, leg.x = 0.3, to = 2.3)
##D predict(joint.surro.ovar, type = "Coef", leg.y = 3.5, add.accept.area.betaS = F, to = 2.3)
##D 
##D # in HR
##D predict(joint.surro.ovar, betaS.obs = exp(-0.797), betaT.obs = exp(-1.018))
##D predict(joint.surro.ovar, type = "HR", betaS.obs = log(0.65), leg.y = 5, to = 2.3)
##D predict(joint.surro.ovar, type = "HR", leg.y = 5, add.accept.area.betaS = F, to = 2.3)
## End(Not run)





base::assign(".dptime", (proc.time() - get(".ptime", pos = "CheckExEnv")), pos = "CheckExEnv")
base::cat("predict.jointSurroPenal", base::get(".format_ptime", pos = 'CheckExEnv')(get(".dptime", pos = "CheckExEnv")), "\n", file=base::get(".ExTimings", pos = 'CheckExEnv'), append=TRUE, sep="\t")
cleanEx()
nameEx("prediction")
### * prediction

flush(stderr()); flush(stdout())

base::assign(".ptime", proc.time(), pos = "CheckExEnv")
### Name: prediction
### Title: Prediction probabilities for Cox proportional hazard, Shared,
###   Joint frailty models, Joint models for longitudinal data and a
###   terminal event and Trivariate joint model for longitudinal data,
###   recurrent events and a terminal event (linear and non-linear).
### Aliases: prediction
### Keywords: misc

### ** Examples



## Not run: 
##D 
##D #####################################################
##D #### prediction on a COX or SHARED frailty model ####
##D #####################################################
##D 
##D data(readmission)
##D #-- here is a generated cluster (31 clusters of 13 subjects)
##D readmission <- transform(readmission,group=id%%31+1)
##D 
##D #-- we compute predictions of death
##D #-- we extract last row of each subject for the time of death
##D readmission <- aggregate(readmission,by=list(readmission$id),
##D                          FUN=function(x){x[length(x)]})[,-1]
##D 
##D ##-- predictions on a Cox proportional hazard model --##
##D cox <- frailtyPenal(Surv(t.stop,death)~sex+dukes,
##D n.knots=10,kappa=10000,data=readmission)
##D 
##D #-- construction of the data frame for predictions
##D datapred <- data.frame(sex=0,dukes=0)
##D datapred$sex <- as.factor(datapred$sex)
##D levels(datapred$sex)<- c(1,2)
##D datapred$dukes <- as.factor(datapred$dukes)
##D levels(datapred$dukes)<- c(1,2,3)
##D datapred[1,] <- c(1,2) # man, dukes 2
##D datapred[2,] <- c(2,3) # woman, dukes 3
##D 
##D #-- prediction of death for two patients between 100 and 100+w,
##D #-- with w in (50,100,...,1900)
##D pred.cox <- prediction(cox,datapred,t=100,window=seq(50,1900,50))
##D plot(pred.cox)
##D 
##D #-- prediction of death for two patients between t and t+400,
##D #-- with t in (100,150,...,1500)
##D pred.cox2 <- prediction(cox,datapred,t=seq(100,1500,50),window=400)
##D plot(pred.cox2)
##D 
##D ##-- predictions on a shared frailty model for clustered data --##
##D sha <- frailtyPenal(Surv(t.stop,death)~cluster(group)+sex+dukes,
##D n.knots=10,kappa=10000,data=readmission)
##D 
##D #-- marginal prediction
##D # a group must be specified but it does not influence the results 
##D # in the marginal predictions setting
##D datapred$group[1:2] <- 1
##D pred.sha.marg <- prediction(sha,datapred,t=100,window=seq(50,1900,50))
##D plot(pred.sha.marg)
##D 
##D #-- conditional prediction, given a specific cluster (group=5)
##D datapred$group[1:2] <- 5
##D pred.sha.cond <- prediction(sha,datapred,t=100,window=seq(50,1900,50),
##D                             conditional = TRUE)
##D plot(pred.sha.cond)
##D 
##D ##-- marginal prediction of a recurrent event, on a shared frailty model
##D data(readmission)
##D 
##D datapred <- data.frame(t.stop=0,event=0,id=0,sex=0,dukes=0)
##D datapred$sex <- as.factor(datapred$sex)
##D levels(datapred$sex)<- c(1,2)
##D datapred$dukes <- as.factor(datapred$dukes)
##D levels(datapred$dukes)<- c(1,2,3)
##D 
##D datapred[1,] <- c(100,1,1,1,2) #man, dukes 2, 3 recurrent events
##D datapred[2,] <- c(200,1,1,1,2) 
##D datapred[3,] <- c(300,1,1,1,2) 
##D datapred[4,] <- c(350,0,2,1,2) #man, dukes 2  0 recurrent event
##D 
##D #-- Shared frailty model with gamma distribution
##D sha <- frailtyPenal(Surv(t.stop,event)~cluster(id)+sex+dukes,n.knots=10,
##D kappa=10000,data=readmission)
##D pred.sha.rec.marg <- prediction(sha,datapred,t=200,window=seq(50,1900,50),
##D event='Recurrent',MC.sample=100)
##D 
##D plot(pred.sha.rec.marg,conf.bands=TRUE)
##D 
##D ##-- conditional prediction of a recurrent event, on a shared frailty model
##D pred.sha.rec.cond <- prediction(sha,datapred,t=200,window=seq(50,1900,50),
##D event='Recurrent',conditional = TRUE,MC.sample=100)
##D 
##D plot(pred.sha.rec.cond,conf.bands=TRUE)
##D #####################################################
##D ######## prediction on a JOINT frailty model ########
##D #####################################################
##D 
##D data(readmission)
##D 
##D ##-- predictions of death on a joint model --##
##D joi <- frailtyPenal(Surv(t.start,t.stop,event)~cluster(id)
##D +sex+dukes+terminal(death),formula.terminalEvent=~sex
##D +dukes,data=readmission,n.knots=10,kappa=c(100,100),recurrentAG=TRUE)
##D 
##D #-- construction of the data frame for predictions
##D datapredj <- data.frame(t.stop=0,event=0,id=0,sex=0,dukes=0)
##D datapredj$sex <- as.factor(datapredj$sex)
##D levels(datapredj$sex) <- c(1,2)
##D datapredj$dukes <- as.factor(datapredj$dukes)
##D levels(datapredj$dukes) <- c(1,2,3)
##D datapredj[1,] <- c(100,1,1,1,2)
##D datapredj[2,] <- c(200,1,1,1,2)
##D datapredj[3,] <- c(300,1,1,1,2)
##D datapredj[4,] <- c(400,1,1,1,2)
##D datapredj[5,] <- c(380,1,2,1,2)
##D 
##D #-- prediction of death between 100 and 100+500 given relapses
##D pred.joint0 <- prediction(joi,datapredj,t=100,window=500,event = "Terminal")
##D print(pred.joint0)
##D 
##D #-- prediction of death between 100 and 100+w given relapses 
##D # (with confidence intervals)
##D pred.joint <- prediction(joi,datapredj,t=100,window=seq(50,1500,50),
##D event = "Terminal",MC.sample=100)
##D plot(pred.joint,conf.bands=TRUE)
##D # each y-value of the plot corresponds to the prediction between [100,x]
##D 
##D #-- prediction of death between t and t+500 given relapses
##D pred.joint2 <- prediction(joi,datapredj,t=seq(100,1000,50),
##D window=500,event = "Terminal")
##D plot(pred.joint2)
##D # each y-value of the plot corresponds to the prediction between [x,x+500], 
##D #or in the next 500
##D 
##D #-- prediction of relapse between 100 and 100+w given relapses 
##D # (with confidence intervals)
##D pred.joint <- prediction(joi,datapredj,t=100,window=seq(50,1500,50),
##D event = "Recurrent",MC.sample=100)
##D plot(pred.joint,conf.bands=TRUE)
##D # each y-value of the plot corresponds to the prediction between [100,x]
##D 
##D #-- prediction of relapse and death between 100 and 100+w given relapses 
##D # (with confidence intervals)
##D pred.joint <- prediction(joi,datapredj,t=100,window=seq(50,1500,50),
##D event = "Both",MC.sample=100)
##D plot(pred.joint,conf.bands=TRUE)
##D # each y-value of the plot corresponds to the prediction between [100,x]
##D 
##D #############################################################################
##D ### prediction on a JOINT model for longitudinal data and a terminal event ####
##D #############################################################################
##D 
##D 
##D data(colorectal)
##D data(colorectalLongi)
##D 
##D # Survival data preparation - only terminal events 
##D colorectalSurv <- subset(colorectal, new.lesions == 0)
##D 
##D #-- construction of the data-frame for predictions
##D #-- biomarker observations
##D datapredj_longi <- data.frame(id = 0, year = 0, tumor.size = 0, treatment = 0,
##D  age = 0, who.PS = 0, prev.resection = 0)
##D datapredj_longi$treatment <- as.factor(datapredj_longi$treatment)
##D levels(datapredj_longi$treatment) <- 1:2
##D datapredj_longi$age <- as.factor(datapredj_longi$age)
##D levels(datapredj_longi$age) <- 1:3
##D datapredj_longi$who.PS <- as.factor(datapredj_longi$who.PS)
##D levels(datapredj_longi$who.PS) <- 1:3
##D datapredj_longi$prev.resection <- as.factor(datapredj_longi$prev.resection)
##D levels(datapredj_longi$prev.resection) <- 1:2
##D 
##D # patient 1: increasing tumor size
##D datapredj_longi[1,] <- c(1, 0,1.2 ,2,1,1,1)
##D datapredj_longi[2,] <- c(1,0.3,1.4,2,1,1,1)
##D datapredj_longi[3,] <- c(1,0.6,1.9,2,1,1,1)
##D datapredj_longi[4,] <- c(1,0.9,2.5,2,1,1,1)
##D datapredj_longi[5,] <- c(1,1.5,3.9,2,1,1,1)
##D 
##D # patient 2: decreasing tumor size
##D datapredj_longi[6,] <- c(2, 0,1.2 ,2,1,1,1)
##D datapredj_longi[7,] <- c(2,0.3,0.7,2,1,1,1)
##D datapredj_longi[8,] <- c(2,0.5,0.3,2,1,1,1)
##D datapredj_longi[9,] <- c(2,0.7,0.1,2,1,1,1)
##D datapredj_longi[10,] <- c(2,0.9,0.1,2,1,1,1)
##D 
##D #-- terminal event
##D datapredj <- data.frame(id = 0, treatment = 0, age = 0, who.PS = 0,
##D prev.resection = 0)
##D datapredj$treatment <- as.factor(datapredj$treatment)
##D levels(datapredj$treatment) <- 1:2
##D datapredj$age <- as.factor(datapredj$age)
##D levels(datapredj$age) <- 1:3
##D datapredj$who.PS <- as.factor(datapredj$who.PS)
##D datapredj$prev.resection <- as.factor(datapredj$prev.resection)
##D levels(datapredj$prev.resection) <- 1:2
##D levels(datapredj$who.PS) <- 1:3
##D datapredj[1,] <- c(1,2,1,1,1)
##D datapredj[2,] <- c(2,2,1,1,1)
##D 
##D model.spli.CL <- longiPenal(Surv(time1, state) ~ age + treatment + who.PS
##D + prev.resection, tumor.size ~  year * treatment + age + who.PS , 
##D colorectalSurv, data.Longi = colorectalLongi, random = c("1", "year"),
##D id = "id", link = "Current-level", left.censoring = -3.33, n.knots = 6, 
##D kappa = 1)
##D 
##D #-- prediction of death between 1 year and 1+2 given history of the biomarker
##D pred.jointLongi0 <- prediction(model.spli.CL, datapredj, datapredj_longi,
##D t = 1, window = 2)
##D print(pred.jointLongi0)
##D 
##D #-- prediction of death between 1 year and 1+w given history of the biomarker
##D pred.jointLongi <- prediction(model.spli.CL, datapredj, datapredj_longi,
##D t = 1, window = seq(0.5, 2.5, 0.2), MC.sample = 100)
##D plot(pred.jointLongi, conf.bands = TRUE)
##D # each y-value of the plot corresponds to the prediction between [1,x]
##D 
##D #-- prediction of death between t and t+0.5 given history of the biomarker
##D pred.jointLongi2 <- prediction(model.spli.CL, datapredj, datapredj_longi,
##D t = seq(1, 2.5, 0.5), window = 0.5, MC.sample = 100)
##D plot(pred.jointLongi2, conf.bands = TRUE)
##D # each y-value of the plot corresponds to the prediction between [x,x+0.5], 
##D #or in the next 0.5
##D 
##D #############################################################################
##D ##### marginal prediction on a JOINT NESTED model for a terminal event ######
##D #############################################################################
##D #*--Warning! You can compute this prediction method with ONLY ONE family 
##D #*--by dataset of prediction. 
##D #*--Please make sure your data frame contains a column for individuals AND a 
##D #*--column for the reference number of the family chosen.
##D 
##D data(readmission)
##D readmissionNested <- transform(readmission,group=id%%30+1)
##D 
##D #-- construction of the data frame for predictions : 
##D #-- family 5 was selected for the prediction
##D 
##D DataPred <- readmissionNested[which(readmissionNested$group==5),]
##D 
##D #-- Fitting the model
##D modJointNested_Splines <- 
##D frailtyPenal(formula = Surv(t.start, t.stop, event)~subcluster(id)+ 
##D cluster(group) + dukes + terminal(death),formula.terminalEvent
##D =~dukes, data = readmissionNested, recurrentAG = TRUE,n.knots = 8, 
##D kappa = c(9.55e+9, 1.41e+12), initialize = TRUE)
##D 
##D #-- Compute prediction over the individuals 274 and 4 of the family 5
##D predRead <- prediction(modJointNested_Splines, data=DataPred,t=500,
##D window=seq(100,1500,200), conditional=FALSE, individual = c(274, 4))
##D 
##D 
##D #########################################################################
##D ##### prediction on TRIVARIATE JOINT model (linear and non-linear) ######
##D #########################################################################
##D 
##D data(colorectal)
##D data(colorectalLongi)
##D 
##D #-- construction of the data frame for predictions
##D #-- history of recurrences and terminal event
##D datapredj <- data.frame(time0 = 0, time1 = 0, new.lesions = 0, id = 0, 
##D treatment = 0, age = 0, who.PS = 0, prev.resection =0)
##D datapredj$treatment <- as.factor(datapredj$treatment)
##D levels(datapredj$treatment) <- 1:2
##D datapredj$age <- as.factor(datapredj$age)
##D levels(datapredj$age) <- 1:3
##D datapredj$who.PS <- as.factor(datapredj$who.PS)
##D levels(datapredj$who.PS) <- 1:3
##D datapredj$prev.resection <- as.factor(datapredj$prev.resection)
##D levels(datapredj$prev.resection) <- 1:2
##D 
##D datapredj[1,] <- c(0,0.4,1,1,2,1,1,1)
##D datapredj[2,] <- c(0.4,1.2,1,1,2,1,1,1)
##D datapredj[3,] <- c(0,0.5,1,2,2,1,1,1)
##D 
##D # Linear trivariate joint model
##D # (computation takes around 40 minutes)
##D model.trivPenal <-trivPenal(Surv(time0, time1, new.lesions) ~ cluster(id)
##D + age + treatment + who.PS +  terminal(state),
##D formula.terminalEvent =~ age + treatment + who.PS + prev.resection, 
##D tumor.size ~ year * treatment + age + who.PS, data = colorectal, 
##D data.Longi = colorectalLongi, random = c("1", "year"), id = "id", 
##D link = "Random-effects", left.censoring = -3.33, recurrentAG = TRUE,
##D n.knots = 6, kappa=c(0.01, 2), method.GH="Pseudo-adaptive",
##D n.nodes=7, init.B = c(-0.07, -0.13, -0.16, -0.17, 0.42, #recurrent events covarates
##D -0.23, -0.1, -0.09, -0.12, 0.8, -0.23, #terminal event covariates
##D 3.02, -0.30, 0.05, -0.63, -0.02, -0.29, 0.11, 0.74)) #biomarker covariates
##D 
##D #-- prediction of death between 1 year and 1+2
##D pred.jointTri0 <- prediction(model.trivPenal, datapredj, 
##D datapredj_longi, t = 1, window = 2)
##D print(pred.jointTri0)
##D 
##D #-- prediction of death between 1 year and 1+w
##D pred.jointTri <- prediction(model.trivPenal, datapredj, 
##D datapredj_longi, t = 1, window = seq(0.5, 2.5, 0.2), MC.sample = 100)
##D plot(pred.jointTri, conf.bands = TRUE)
##D 
##D #-- prediction of death between t and t+0.5
##D pred.jointTri2 <- prediction(model.trivPenal, datapredj, 
##D datapredj_longi, t = seq(1, 2.5, 0.5), window = 0.5, MC.sample = 100)
##D plot(pred.jointTri2, conf.bands = TRUE)
##D 
##D 
##D ###############################
##D 
##D # No information on dose - creation of a dummy variable 
##D colorectalLongi$dose <- 1
##D 
##D # (computation can take around 40 minutes)
##D model.trivPenalNL <- trivPenalNL(Surv(time0, time1, new.lesions) ~ cluster(id) + age + treatment
##D  + terminal(state), formula.terminalEvent =~ age + treatment, biomarker = "tumor.size",
##D  formula.KG ~ 1, formula.KD ~ treatment, dose = "dose", time.biomarker = "year", 
##D  data = colorectal, data.Longi =colorectalLongi, random = c("y0", "KG"), id = "id", 
##D  init.B = c(-0.22, -0.16, -0.35, -0.19, 0.04, -0.41, 0.23), init.Alpha = 1.86,
##D  init.Eta = c(0.5, 0.57, 0.5, 2.34), init.Biomarker = c(1.24, 0.81, 1.07, -1.53),
##D  recurrentAG = TRUE, n.knots = 5, kappa = c(0.01, 2), method.GH = "Pseudo-adaptive")
##D 
##D #-- prediction of death between 1 year and 1+2
##D pred.jointTriNL0 <- prediction(model.trivPenalNL, datapredj, 
##D datapredj_longi, t = 1, window = 2)
##D print(pred.jointTriNL0)
##D 
##D #-- prediction of death between 1 year and 1+w 
##D pred.jointTriNL <- prediction(model.trivPenalNL, datapredj, 
##D datapredj_longi, t = 1, window = seq(0.5, 2.5, 0.2), MC.sample = 100)
##D plot(pred.jointTriNL, conf.bands = TRUE)
##D 
##D #-- prediction of death between t and t+0.5
##D pred.jointTriNL2 <- prediction(model.trivPenalNL, datapredj, 
##D datapredj_longi, t = seq(2, 3, 0.2), window = 0.5, MC.sample = 100)
##D plot(pred.jointTriNL2, conf.bands = TRUE)
##D 
## End(Not run)





base::assign(".dptime", (proc.time() - get(".ptime", pos = "CheckExEnv")), pos = "CheckExEnv")
base::cat("prediction", base::get(".format_ptime", pos = 'CheckExEnv')(get(".dptime", pos = "CheckExEnv")), "\n", file=base::get(".ExTimings", pos = 'CheckExEnv'), append=TRUE, sep="\t")
cleanEx()
nameEx("print.frailtyDesign")
### * print.frailtyDesign

flush(stderr()); flush(stdout())

base::assign(".ptime", proc.time(), pos = "CheckExEnv")
### Name: print.frailtyDesign
### Title: Print a short table of a 'frailtyDesign' result.
### Aliases: print.frailtyDesign
### Keywords: methods

### ** Examples

est.ex <- SFM.power(
  Groups = 400, ni = 3, ni.type = "max", FUP = 6, Acc.Dur = 0.5, median.H0 = 1.5,
  beta.HA = log(0.7), theta = 0.5, cens.par = c(3, 10), cens.type = "Unif", data.type = "rec_event"
)

print(est.ex)




base::assign(".dptime", (proc.time() - get(".ptime", pos = "CheckExEnv")), pos = "CheckExEnv")
base::cat("print.frailtyDesign", base::get(".format_ptime", pos = 'CheckExEnv')(get(".dptime", pos = "CheckExEnv")), "\n", file=base::get(".ExTimings", pos = 'CheckExEnv'), append=TRUE, sep="\t")
cleanEx()
nameEx("print.jointSurroPenal")
### * print.jointSurroPenal

flush(stderr()); flush(stdout())

base::assign(".ptime", proc.time(), pos = "CheckExEnv")
### Name: print.jointSurroPenal
### Title: Summary of the random effects parameters, the fixed treatment
###   effects, and the surrogacy evaluation criteria estimated from a joint
###   surrogate model
### Aliases: print.jointSurroPenal
### Keywords: methods

### ** Examples



## Not run: 
##D 
##D ###---Data generation---###
##D data.sim <-jointSurrSimul(n.obs=400, n.trial = 20,cens.adm=549, 
##D           alpha = 1.5, theta = 3.5, gamma = 2.5, zeta = 1, 
##D           sigma.s = 0.7, sigma.t = 0.7, cor = 0.8, betas = -1.25, 
##D           betat = -1.25, full.data = 0, random.generator = 1, 
##D           seed = 0, nb.reject.data = 0)
##D 
##D ###---Estimation---###
##D joint.surrogate <- jointSurroPenal(data = data.sim, nb.mc = 300, 
##D                    nb.gh = 20, indicator.alpha = 1, n.knots = 6)
##D                             
##D print(joint.surrogate)
##D 
##D # or
##D joint.surrogate
## End(Not run)





base::assign(".dptime", (proc.time() - get(".ptime", pos = "CheckExEnv")), pos = "CheckExEnv")
base::cat("print.jointSurroPenal", base::get(".format_ptime", pos = 'CheckExEnv')(get(".dptime", pos = "CheckExEnv")), "\n", file=base::get(".ExTimings", pos = 'CheckExEnv'), append=TRUE, sep="\t")
cleanEx()
nameEx("runShiny")
### * runShiny

flush(stderr()); flush(stdout())

base::assign(".ptime", proc.time(), pos = "CheckExEnv")
### Name: runShiny
### Title: Shiny application for modelisation and prediction of frailty
###   models
### Aliases: runShiny

### ** Examples

## Not run: 
##D 
##D runShiny()
##D 
## End(Not run)




base::assign(".dptime", (proc.time() - get(".ptime", pos = "CheckExEnv")), pos = "CheckExEnv")
base::cat("runShiny", base::get(".format_ptime", pos = 'CheckExEnv')(get(".dptime", pos = "CheckExEnv")), "\n", file=base::get(".ExTimings", pos = 'CheckExEnv'), append=TRUE, sep="\t")
cleanEx()
nameEx("slope")
### * slope

flush(stderr()); flush(stdout())

base::assign(".ptime", proc.time(), pos = "CheckExEnv")
### Name: slope
### Title: Identify variable associated with the random slope
### Aliases: slope
### Keywords: misc

### ** Examples



## No test: 

data(dataAdditive)

##-- Additive with one covariate --##

modAdd1cov <- additivePenal(Surv(t1,t2,event)~cluster(group)+var1+
slope(var1),data=dataAdditive,n.knots=8,kappa=10000,hazard="Splines")

##-- Additive with two covariates --##

set.seed(1234)
dataAdditive$var2 <- rbinom(nrow(dataAdditive),1,0.5)

modAdd2cov <- additivePenal(Surv(t1,t2,event)~cluster(group)+var1+
var2+slope(var1),data=dataAdditive,n.knots=8,kappa=10000,
hazard="Splines")

##-- Additive with 2 covariates and stratification --##

dataAdditive$var2 <- rbinom(nrow(dataAdditive),1,0.5)

modAddstrat <- additivePenal(Surv(t1,t2,event)~cluster(group)+
strata(var2)+var1+slope(var1),data=dataAdditive,n.knots=8,
kappa=c(10000,10000),hazard="Splines")

## End(No test)





base::assign(".dptime", (proc.time() - get(".ptime", pos = "CheckExEnv")), pos = "CheckExEnv")
base::cat("slope", base::get(".format_ptime", pos = 'CheckExEnv')(get(".dptime", pos = "CheckExEnv")), "\n", file=base::get(".ExTimings", pos = 'CheckExEnv'), append=TRUE, sep="\t")
cleanEx()
nameEx("ste")
### * ste

flush(stderr()); flush(stdout())

base::assign(".ptime", proc.time(), pos = "CheckExEnv")
### Name: ste
### Title: Surrogate threshold effect for the one-step Joint surrogate
###   model for the evaluation of a canditate surrogate endpoint.
### Aliases: ste
### Keywords: Surrogate effect prediction ste surrogate threshold

### ** Examples



## No test: 


###--- Joint surrogate model ---###
###---evaluation of surrogate endpoints---###

data(dataOvarian)
joint.surro.ovar <- jointSurroPenal(data = dataOvarian, n.knots = 8, 
                init.kappa = c(2000,1000), indicator.alpha = 0, 
                nb.mc = 200, scale = 1/365)

# ======STE=====
# Assuming errors on the estimates
ste(joint.surro.ovar, var.used = "error.estim")
# Assuming no errors on the estimates
ste(joint.surro.ovar, var.used = "No.error", pred.int.use = "up")

## End(No test)





base::assign(".dptime", (proc.time() - get(".ptime", pos = "CheckExEnv")), pos = "CheckExEnv")
base::cat("ste", base::get(".format_ptime", pos = 'CheckExEnv')(get(".dptime", pos = "CheckExEnv")), "\n", file=base::get(".ExTimings", pos = 'CheckExEnv'), append=TRUE, sep="\t")
cleanEx()
nameEx("subcluster")
### * subcluster

flush(stderr()); flush(stdout())

base::assign(".ptime", proc.time(), pos = "CheckExEnv")
### Name: subcluster
### Title: Identify subclusters
### Aliases: subcluster
### Keywords: misc

### ** Examples



## Not run: 
##D 
##D data(dataNested)
##D modClu <- frailtyPenal(Surv(t1,t2,event)~cluster(group)+
##D subcluster(subgroup)+cov1+cov2,data=dataNested,
##D n.knots=8,kappa=c(50000,50000),hazard="Splines")
##D 
##D print(modClu)
##D 
##D #-- here is generated cluster (30 clusters)
##D readmissionNested <- transform(readmission,group=id%%30+1)
##D 
##D modJointNested_Splines <- frailtyPenal(formula = Surv(t.start, t.stop, event)
##D 	~ subcluster(id) + cluster(group) + dukes + 
##D 	terminal(death), formula.terminalEvent = ~dukes, 
##D 	data = readmissionNested, recurrentAG = TRUE, n.knots = 8, 
##D 	kappa = c(9.55e+9, 1.41e+12), initialize = TRUE)
##D 
## End(Not run)





base::assign(".dptime", (proc.time() - get(".ptime", pos = "CheckExEnv")), pos = "CheckExEnv")
base::cat("subcluster", base::get(".format_ptime", pos = 'CheckExEnv')(get(".dptime", pos = "CheckExEnv")), "\n", file=base::get(".ExTimings", pos = 'CheckExEnv'), append=TRUE, sep="\t")
cleanEx()
nameEx("summary.additivePenal")
### * summary.additivePenal

flush(stderr()); flush(stdout())

base::assign(".ptime", proc.time(), pos = "CheckExEnv")
### Name: summary.additivePenal
### Title: summary of parameter estimates of an additive frailty model
### Aliases: summary.additivePenal print.summary.additivePenal
### Keywords: methods

### ** Examples



## Not run: 
##D 
##D data(dataAdditive)
##D 
##D modAdd <- additivePenal(Surv(t1,t2,event)~cluster(group)+var1+slope(var1),
##D correlation=TRUE,data=dataAdditive,n.knots=8,kappa=862,hazard="Splines")
##D 
##D #- 'var1' is boolean as a treatment variable.
##D 
##D summary(modAdd)
##D 
## End(Not run)





base::assign(".dptime", (proc.time() - get(".ptime", pos = "CheckExEnv")), pos = "CheckExEnv")
base::cat("summary.additivePenal", base::get(".format_ptime", pos = 'CheckExEnv')(get(".dptime", pos = "CheckExEnv")), "\n", file=base::get(".ExTimings", pos = 'CheckExEnv'), append=TRUE, sep="\t")
cleanEx()
nameEx("summary.frailtyCmprsk")
### * summary.frailtyCmprsk

flush(stderr()); flush(stdout())

base::assign(".ptime", proc.time(), pos = "CheckExEnv")
### Name: summary.frailtyCmprsk
### Title: summary of parameter estimates of a Weibull competing risks
###   model with (or without) shared frailty between transitions.
### Aliases: summary.frailtyCmprsk print.summary.frailtyCmprsk
### Keywords: methods

### ** Examples


  ## No test: 

    ###--- Simple Weibull competing risks model ---###

    ###--- Weibull competing risks model with shared frailty between transitions ---###

    data(CPRSKbmtcrr)

    ##--- Simple Weibull competing risks model with left truncation ---##

    modCmprskFrailty <- frailtyCmprsk(
      formulas = list(
        Surv(Age, observed_time, Status, type = "mstate") ~ Sex,
        ~ Sex
      ),
      data = CPRSKbmtcrr,
      print.info = FALSE,
      maxit = 100
    )

    #-- Confidence interval at 95% level (default)

    summary(modCmprskFrailty)

    #-- Confidence interval at 99% level

    summary(modCmprskFrailty, level = 0.99) 
## End(No test)



base::assign(".dptime", (proc.time() - get(".ptime", pos = "CheckExEnv")), pos = "CheckExEnv")
base::cat("summary.frailtyCmprsk", base::get(".format_ptime", pos = 'CheckExEnv')(get(".dptime", pos = "CheckExEnv")), "\n", file=base::get(".ExTimings", pos = 'CheckExEnv'), append=TRUE, sep="\t")
cleanEx()
nameEx("summary.frailtyDesign")
### * summary.frailtyDesign

flush(stderr()); flush(stdout())

base::assign(".ptime", proc.time(), pos = "CheckExEnv")
### Name: summary.frailtyDesign
### Title: Summarize a 'frailtyDesign' object.
### Aliases: summary.frailtyDesign
### Keywords: methods

### ** Examples

est.ex <- SFM.power(
  Groups = 400, ni = 3, ni.type = "max", FUP = 6, Acc.Dur = 0.5, median.H0 = 1.5,
  beta.HA = log(0.7), theta = 0.5, cens.par = c(3, 10), cens.type = "Unif", data.type = "rec_event"
)

summary(est.ex)




base::assign(".dptime", (proc.time() - get(".ptime", pos = "CheckExEnv")), pos = "CheckExEnv")
base::cat("summary.frailtyDesign", base::get(".format_ptime", pos = 'CheckExEnv')(get(".dptime", pos = "CheckExEnv")), "\n", file=base::get(".ExTimings", pos = 'CheckExEnv'), append=TRUE, sep="\t")
cleanEx()
nameEx("summary.frailtyIllnessDeath")
### * summary.frailtyIllnessDeath

flush(stderr()); flush(stdout())

base::assign(".ptime", proc.time(), pos = "CheckExEnv")
### Name: summary.frailtyIllnessDeath
### Title: Summary of parameter estimates of a Weibull Illness-Death model
###   with (or without) shared frailty between transitions.
### Aliases: summary.frailtyIllnessDeath print.summary.frailtyIllnessDeath
### Keywords: methods

### ** Examples


  ## No test: 



    ###--- Semi-Markovian Weibull Illness-Death model with left truncation ---###

    data(Paq810)

    ModIllnessDeath_LeftTrunc <- frailtyIllnessDeath(formula = Surv(e,r,dementia) ~ gender+certif,
    formula.terminalEvent = Surv(t,death) ~ gender+certif  ,
    data=Paq810, print.info = FALSE, maxit=100)

    #-- confidence interval at 95% level (default)

    summary(ModIllnessDeath_LeftTrunc)

    #-- confidence interval at 99% level

    summary(ModIllnessDeath_LeftTrunc,level=0.99)

  
## End(No test)



base::assign(".dptime", (proc.time() - get(".ptime", pos = "CheckExEnv")), pos = "CheckExEnv")
base::cat("summary.frailtyIllnessDeath", base::get(".format_ptime", pos = 'CheckExEnv')(get(".dptime", pos = "CheckExEnv")), "\n", file=base::get(".ExTimings", pos = 'CheckExEnv'), append=TRUE, sep="\t")
cleanEx()
nameEx("summary.frailtyPenal")
### * summary.frailtyPenal

flush(stderr()); flush(stdout())

base::assign(".ptime", proc.time(), pos = "CheckExEnv")
### Name: summary.frailtyPenal
### Title: summary of parameter estimates of a shared frailty model
### Aliases: summary.frailtyPenal print.summary.frailtyPenal
### Keywords: methods

### ** Examples



## Not run: 
##D 
##D data(kidney)
##D 
##D ##-- Shared frailty model --##
##D 
##D modSha <- frailtyPenal(Surv(time,status)~age+sex+cluster(id),
##D n.knots=8,kappa=10000,data=kidney,hazard="Splines")
##D 
##D ##-- Cox proportional hazard model --##
##D 
##D modCox <- frailtyPenal(Surv(time,status)~age+sex,
##D n.knots=8,kappa=10000,data=kidney,hazard="Splines")
##D 
##D #-- confidence interval at 95% level (default)
##D 
##D summary(modSha)
##D summary(modCox)
##D 
##D #-- confidence interval at 99% level
##D 
##D summary(modSha,level=0.99)
##D summary(modCox,level=0.99)
##D 
## End(Not run)





base::assign(".dptime", (proc.time() - get(".ptime", pos = "CheckExEnv")), pos = "CheckExEnv")
base::cat("summary.frailtyPenal", base::get(".format_ptime", pos = 'CheckExEnv')(get(".dptime", pos = "CheckExEnv")), "\n", file=base::get(".ExTimings", pos = 'CheckExEnv'), append=TRUE, sep="\t")
cleanEx()
nameEx("summary.jointNestedPenal")
### * summary.jointNestedPenal

flush(stderr()); flush(stdout())

base::assign(".ptime", proc.time(), pos = "CheckExEnv")
### Name: summary.jointNestedPenal
### Title: summary of parameter estimates of a joint nested frailty model
### Aliases: summary.jointNestedPenal print.summary.jointNestedPenal
### Keywords: methods

### ** Examples



## Not run: 
##D 
##D #-- here is generated cluster (30 clusters)
##D readmissionNested <- transform(readmission,group=id%%30+1)
##D 
##D # Baseline hazard function approximated with splines with calendar-timescale
##D 
##D model.spli.AG <- frailtyPenal(formula = Surv(t.start, t.stop, event)
##D  ~ subcluster(id) + cluster(group) + dukes + terminal(death), 
##D  formula.terminalEvent = ~dukes, data = readmissionNested, 
##D  recurrentAG = TRUE, n.knots = 8, kappa = c(9.55e+9, 1.41e+12),
##D  initialize = TRUE)
##D 
##D summary(model.spli.AG)
##D 
## End(Not run)




base::assign(".dptime", (proc.time() - get(".ptime", pos = "CheckExEnv")), pos = "CheckExEnv")
base::cat("summary.jointNestedPenal", base::get(".format_ptime", pos = 'CheckExEnv')(get(".dptime", pos = "CheckExEnv")), "\n", file=base::get(".ExTimings", pos = 'CheckExEnv'), append=TRUE, sep="\t")
cleanEx()
nameEx("summary.jointPenal")
### * summary.jointPenal

flush(stderr()); flush(stdout())

base::assign(".ptime", proc.time(), pos = "CheckExEnv")
### Name: summary.jointPenal
### Title: summary of parameter estimates of a joint frailty model
### Aliases: summary.jointPenal print.summary.jointPenal
### Keywords: methods

### ** Examples

## Not run: 
##D 
##D data(readmission)
##D 
##D #-- gap-time
##D modJoint.gap <- frailtyPenal(
##D   Surv(time, event) ~ cluster(id) + sex + dukes +
##D     charlson + terminal(death),
##D   formula.terminalEvent = ~ sex + dukes + charlson,
##D   data = readmission, n.knots = 14, kappa = c(9.55e+9, 1.41e+12)
##D )
##D 
##D #-- calendar time
##D modJoint.calendar <- frailtyPenal(
##D   Surv(t.start, t.stop, event) ~ cluster(id) +
##D     sex + dukes + charlson + terminal(death),
##D   formula.terminalEvent = ~ sex + dukes + charlson,
##D   data = readmission, n.knots = 10, kappa = c(9.55e+9, 1.41e+12), recurrentAG = TRUE
##D )
##D 
##D #-- It takes around 1 minute to converge
##D 
##D summary(modJoint.gap)
##D summary(modJoint.calendar)
## End(Not run)




base::assign(".dptime", (proc.time() - get(".ptime", pos = "CheckExEnv")), pos = "CheckExEnv")
base::cat("summary.jointPenal", base::get(".format_ptime", pos = 'CheckExEnv')(get(".dptime", pos = "CheckExEnv")), "\n", file=base::get(".ExTimings", pos = 'CheckExEnv'), append=TRUE, sep="\t")
cleanEx()
nameEx("summary.jointSurroPenal")
### * summary.jointSurroPenal

flush(stderr()); flush(stdout())

base::assign(".ptime", proc.time(), pos = "CheckExEnv")
### Name: summary.jointSurroPenal
### Title: Short summary of the surrogacy evaluation criteria estimated
###   from a joint surrogate model
### Aliases: summary.jointSurroPenal
### Keywords: methods

### ** Examples


## Not run: 
##D 
##D ###---Data generation---###
##D data.sim <-jointSurrSimul(n.obs=400, n.trial = 20,cens.adm=549,
##D           alpha = 1.5, theta = 3.5, gamma = 2.5, zeta = 1,
##D           sigma.s = 0.7, sigma.t = 0.7, cor = 0.8, betas = -1.25,
##D           betat = -1.25, full.data = 0, random.generator = 1,
##D           seed = 0, nb.reject.data = 0)
##D 
##D ###---Estimation---###
##D joint.surrogate <- jointSurroPenal(data = data.sim, nb.mc = 300,
##D                    nb.gh = 20, indicator.alpha = 1, n.knots = 6)
##D 
##D summary(joint.surrogate)
## End(Not run)





base::assign(".dptime", (proc.time() - get(".ptime", pos = "CheckExEnv")), pos = "CheckExEnv")
base::cat("summary.jointSurroPenal", base::get(".format_ptime", pos = 'CheckExEnv')(get(".dptime", pos = "CheckExEnv")), "\n", file=base::get(".ExTimings", pos = 'CheckExEnv'), append=TRUE, sep="\t")
cleanEx()
nameEx("summary.jointSurroPenalSimul")
### * summary.jointSurroPenalSimul

flush(stderr()); flush(stdout())

base::assign(".ptime", proc.time(), pos = "CheckExEnv")
### Name: summary.jointSurroPenalSimul
### Title: Short summary of the simulation studies based on a joint
###   surrogate model
### Aliases: summary.jointSurroPenalSimul
###   print.summary.jointSurroPenalSimul
### Keywords: methods

### ** Examples


# Studies simulation
## Not run: 
##D # (Computation takes around 45 minutes using a processor including 40
##D # cores and a read only memory of 378 Go)
##D joint.simul <- jointSurroPenalSimul(nb.dataset = 10, nbSubSimul=600, 
##D                    ntrialSimul=30, LIMparam = 0.001, LIMlogl = 0.001, 
##D                    LIMderiv = 0.001, nb.mc = 200, nb.gh = 20, 
##D                    nb.gh2 = 32, true.init.val = 1, print.iter=F)
##D 
##D # results
##D summary(joint.simul, d = 3, R2boot = 1) # bootstrap
##D summary(joint.simul, d = 3, R2boot = 0) # Delta-method
##D 
## End(Not run)





base::assign(".dptime", (proc.time() - get(".ptime", pos = "CheckExEnv")), pos = "CheckExEnv")
base::cat("summary.jointSurroPenalSimul", base::get(".format_ptime", pos = 'CheckExEnv')(get(".dptime", pos = "CheckExEnv")), "\n", file=base::get(".ExTimings", pos = 'CheckExEnv'), append=TRUE, sep="\t")
cleanEx()
nameEx("summary.longiPenal")
### * summary.longiPenal

flush(stderr()); flush(stdout())

base::assign(".ptime", proc.time(), pos = "CheckExEnv")
### Name: summary.longiPenal
### Title: Short summary of fixed covariates estimates of a joint model for
###   longitudinal data and a terminal event.
### Aliases: summary.longiPenal print.summary.longiPenal
### Keywords: methods

### ** Examples



## Not run: 
##D ###--- Joint model for longitudinal data and a terminal event ---###
##D 
##D data(colorectal)
##D data(colorectalLongi)
##D 
##D # Survival data preparation - only terminal events 
##D colorectalSurv <- subset(colorectal, new.lesions == 0)
##D 
##D # Baseline hazard function approximated with splines
##D # Random effects as the link function
##D 
##D model.spli.RE <- longiPenal(Surv(time1, state) ~ age + treatment + who.PS 
##D + prev.resection, tumor.size ~  year * treatment + age + who.PS ,
##D colorectalSurv,	data.Longi = colorectalLongi, random = c("1", "year"),
##D id = "id", link = "Random-effects", left.censoring = -3.33, 
##D n.knots = 7, kappa = 2)
##D 
##D # Weibull baseline hazard function
##D # Current level of the biomarker as the link function
##D 
##D model.weib.CL <- longiPenal(Surv(time1, state) ~ age + treatment + who.PS
##D + prev.resection, tumor.size ~  year * treatment + age + who.PS , 
##D colorectalSurv, data.Longi = colorectalLongi, random = c("1", "year"),
##D id = "id", link = "Current-level", left.censoring = -3.33, hazard = "Weibull")
##D 	
##D summary(model.spli.RE)
##D summary(model.weib.CL)
## End(Not run)





base::assign(".dptime", (proc.time() - get(".ptime", pos = "CheckExEnv")), pos = "CheckExEnv")
base::cat("summary.longiPenal", base::get(".format_ptime", pos = 'CheckExEnv')(get(".dptime", pos = "CheckExEnv")), "\n", file=base::get(".ExTimings", pos = 'CheckExEnv'), append=TRUE, sep="\t")
cleanEx()
nameEx("summary.nestedPenal")
### * summary.nestedPenal

flush(stderr()); flush(stdout())

base::assign(".ptime", proc.time(), pos = "CheckExEnv")
### Name: summary.nestedPenal
### Title: summary of regression coefficient estimates of a nested frailty
###   model
### Aliases: summary.nestedPenal print.summary.nestedPenal
### Keywords: methods

### ** Examples



## Not run: 
##D 
##D data(dataNested)
##D 
##D modNested <- frailtyPenal(Surv(t1,t2,event)~cluster(group)+
##D subcluster(subgroup)+cov1+cov2,data=dataNested,
##D n.knots=8,kappa=c(50000,50000),hazard="Splines")
##D 
##D #- It takes 90 minutes to converge (depends on processor)
##D 
##D summary(modNested)
##D 
## End(Not run)





base::assign(".dptime", (proc.time() - get(".ptime", pos = "CheckExEnv")), pos = "CheckExEnv")
base::cat("summary.nestedPenal", base::get(".format_ptime", pos = 'CheckExEnv')(get(".dptime", pos = "CheckExEnv")), "\n", file=base::get(".ExTimings", pos = 'CheckExEnv'), append=TRUE, sep="\t")
cleanEx()
nameEx("summary.trivPenal")
### * summary.trivPenal

flush(stderr()); flush(stdout())

base::assign(".ptime", proc.time(), pos = "CheckExEnv")
### Name: summary.trivPenal
### Title: Short summary of fixed covariates estimates of a joint model for
###   longitudinal data, recurrent events and a terminal event
### Aliases: summary.trivPenal print.summary.trivPenal
### Keywords: methods

### ** Examples



## Not run: 
##D 
##D ###--- Trivariate joint model for longitudinal data, ---###
##D ###--- recurrent events and a terminal event ---###
##D 
##D data(colorectal)
##D data(colorectalLongi)
##D 
##D # Weibull baseline hazard function
##D # Random effects as the link function, Gap timescale
##D # (computation takes around 30 minutes)
##D model.weib.RE.gap <-trivPenal(Surv(gap.time, new.lesions) ~ cluster(id)
##D + age + treatment + who.PS + prev.resection + terminal(state),
##D formula.terminalEvent =~ age + treatment + who.PS + prev.resection, 
##D tumor.size ~ year * treatment + age + who.PS, data = colorectal,
##D data.Longi = colorectalLongi, random = c("1", "year"), id = "id", 
##D link = "Random-effects", left.censoring = -3.33, recurrentAG = FALSE,
##D hazard = "Weibull", method.GH="Pseudo-adaptive", n.nodes = 7)
##D 
##D summary(model.weib.RE.gap)
## End(Not run)





base::assign(".dptime", (proc.time() - get(".ptime", pos = "CheckExEnv")), pos = "CheckExEnv")
base::cat("summary.trivPenal", base::get(".format_ptime", pos = 'CheckExEnv')(get(".dptime", pos = "CheckExEnv")), "\n", file=base::get(".ExTimings", pos = 'CheckExEnv'), append=TRUE, sep="\t")
cleanEx()
nameEx("summary.trivPenalNL")
### * summary.trivPenalNL

flush(stderr()); flush(stdout())

base::assign(".ptime", proc.time(), pos = "CheckExEnv")
### Name: summary.trivPenalNL
### Title: Short summary of fixed covariates estimates of a non-linear
###   trivariate joint model for longitudinal data, recurrent events and a
###   terminal event
### Aliases: summary.trivPenalNL print.summary.trivPenalNL
### Keywords: methods

### ** Examples



## Not run: 
##D 
##D ###--- Trivariate joint model for longitudinal data, ---###
##D ###--- recurrent events and a terminal event ---###
##D 
##D data(colorectal)
##D data(colorectalLongi)
##D 
##D # Weibull baseline hazard function
##D # Random effects as the link function, Gap timescale
##D # (computation takes around 30 minutes)
##D model.weib.RE.gap <-trivPenal(Surv(gap.time, new.lesions) ~ cluster(id)
##D + age + treatment + who.PS + prev.resection + terminal(state),
##D formula.terminalEvent =~ age + treatment + who.PS + prev.resection, 
##D tumor.size ~ year * treatment + age + who.PS, data = colorectal,
##D data.Longi = colorectalLongi, random = c("1", "year"), id = "id", 
##D link = "Random-effects", left.censoring = -3.33, recurrentAG = FALSE,
##D hazard = "Weibull", method.GH="Pseudo-adaptive", n.nodes = 7)
##D 
##D summary(model.weib.RE.gap)
## End(Not run)





base::assign(".dptime", (proc.time() - get(".ptime", pos = "CheckExEnv")), pos = "CheckExEnv")
base::cat("summary.trivPenalNL", base::get(".format_ptime", pos = 'CheckExEnv')(get(".dptime", pos = "CheckExEnv")), "\n", file=base::get(".ExTimings", pos = 'CheckExEnv'), append=TRUE, sep="\t")
cleanEx()
nameEx("survival")
### * survival

flush(stderr()); flush(stdout())

base::assign(".ptime", proc.time(), pos = "CheckExEnv")
### Name: survival
### Title: Survival function
### Aliases: survival

### ** Examples



## Not run: 
##D 
##D #-- a fit Shared
##D data(readmission)
##D 
##D fit.shared <- frailtyPenal(Surv(time,event)~dukes+cluster(id)+
##D strata(sex),n.knots=10,kappa=c(10000,10000),data=readmission)
##D 
##D #-- calling survival
##D survival(20,fit.shared)
##D 
## End(Not run)





base::assign(".dptime", (proc.time() - get(".ptime", pos = "CheckExEnv")), pos = "CheckExEnv")
base::cat("survival", base::get(".format_ptime", pos = 'CheckExEnv')(get(".dptime", pos = "CheckExEnv")), "\n", file=base::get(".ExTimings", pos = 'CheckExEnv'), append=TRUE, sep="\t")
cleanEx()
nameEx("timedep")
### * timedep

flush(stderr()); flush(stdout())

base::assign(".ptime", proc.time(), pos = "CheckExEnv")
### Name: timedep
### Title: Identify time-varying effects
### Aliases: timedep
### Keywords: misc

### ** Examples



## No test: 

data(readmission)

###--- Shared Frailty model with time-varying effect ---###

sha.time <- frailtyPenal(Surv(time,event)~cluster(id)+dukes+charlson+
timedep(sex)+chemo,data=readmission,n.knots=8,kappa=1,
betaknots=3,betaorder=3)

#-- print results of the fit and the associated curves for the
#-- time-dependent effects
print(sha.time)

###--- Joint Frailty model with time-varying effect ---###

joi.time <- frailtyPenal(Surv(time,event)~cluster(id)+timedep(sex)+
chemo+terminal(death),formula.terminalEvent=~timedep(sex)+chemo,
data=readmission,n.knots=8,kappa=c(1,1),betaknots=3,betaorder=3)

print(joi.time)

## End(No test)





base::assign(".dptime", (proc.time() - get(".ptime", pos = "CheckExEnv")), pos = "CheckExEnv")
base::cat("timedep", base::get(".format_ptime", pos = 'CheckExEnv')(get(".dptime", pos = "CheckExEnv")), "\n", file=base::get(".ExTimings", pos = 'CheckExEnv'), append=TRUE, sep="\t")
cleanEx()
nameEx("trivPenal")
### * trivPenal

flush(stderr()); flush(stdout())

base::assign(".ptime", proc.time(), pos = "CheckExEnv")
### Name: trivPenal
### Title: Fit a Trivariate Joint Model for Longitudinal Data, Recurrent
###   Events and a Terminal Event
### Aliases: trivPenal
### Keywords: models

### ** Examples



## Not run: 
##D 
##D ###--- Trivariate joint model for longitudinal data, ---###
##D ###--- recurrent events and a terminal event ---###
##D 
##D data(colorectal)
##D data(colorectalLongi)
##D 
##D # Parameter initialisation for covariates - longitudinal and terminal part
##D 
##D # Survival data preparation - only terminal events 
##D colorectalSurv <- subset(colorectal, new.lesions == 0)
##D 
##D initial.longi <- longiPenal(Surv(time1, state) ~ age + treatment + who.PS 
##D + prev.resection, tumor.size ~  year * treatment + age + who.PS ,
##D colorectalSurv,	data.Longi = colorectalLongi, random = c("1", "year"),
##D id = "id", link = "Random-effects", left.censoring = -3.33, 
##D n.knots = 6, kappa = 2, method.GH="Pseudo-adaptive",
##D  maxit=40, n.nodes=7)
##D 
##D 
##D # Parameter initialisation for covariates - recurrent part
##D initial.frailty <- frailtyPenal(Surv(time0, time1, new.lesions) ~ cluster(id)
##D + age + treatment + who.PS, data = colorectal,
##D recurrentAG = TRUE, RandDist = "LogN", n.knots = 6, kappa =2)
##D 
##D 
##D # Baseline hazard function approximated with splines
##D # Random effects as the link function, Calendar timescale
##D # (computation takes around 40 minutes)
##D 
##D model.spli.RE.cal <-trivPenal(Surv(time0, time1, new.lesions) ~ cluster(id)
##D + age + treatment + who.PS +  terminal(state),
##D formula.terminalEvent =~ age + treatment + who.PS + prev.resection, 
##D tumor.size ~ year * treatment + age + who.PS, data = colorectal, 
##D data.Longi = colorectalLongi, random = c("1", "year"), id = "id", 
##D link = "Random-effects", left.censoring = -3.33, recurrentAG = TRUE,
##D n.knots = 6, kappa=c(0.01, 2), method.GH="Standard", n.nodes = 7,
##D init.B = c(-0.07, -0.13, -0.16, -0.17, 0.42, #recurrent events covariates
##D -0.16, -0.14, -0.14, 0.08, 0.86, -0.24, #terminal event covariates
##D 2.93, -0.28, -0.13, 0.17, -0.41, 0.23, 0.97, -0.61)) #biomarker covariates
##D 
##D 
##D 
##D # Weibull baseline hazard function
##D # Random effects as the link function, Gap timescale
##D # (computation takes around 30 minutes)
##D model.weib.RE.gap <-trivPenal(Surv(gap.time, new.lesions) ~ cluster(id)
##D + age + treatment + who.PS + prev.resection + terminal(state),
##D formula.terminalEvent =~ age + treatment + who.PS + prev.resection, 
##D tumor.size ~ year * treatment + age + who.PS, data = colorectal,
##D data.Longi = colorectalLongi, random = c("1", "year"), id = "id", 
##D link = "Random-effects", left.censoring = -3.33, recurrentAG = FALSE,
##D hazard = "Weibull", method.GH="Pseudo-adaptive",n.nodes=7)
##D 
##D 
## End(Not run)





base::assign(".dptime", (proc.time() - get(".ptime", pos = "CheckExEnv")), pos = "CheckExEnv")
base::cat("trivPenal", base::get(".format_ptime", pos = 'CheckExEnv')(get(".dptime", pos = "CheckExEnv")), "\n", file=base::get(".ExTimings", pos = 'CheckExEnv'), append=TRUE, sep="\t")
cleanEx()
nameEx("trivPenalNL")
### * trivPenalNL

flush(stderr()); flush(stdout())

base::assign(".ptime", proc.time(), pos = "CheckExEnv")
### Name: trivPenalNL
### Title: Fit a Non-Linear Trivariate Joint Model for Recurrent Events and
###   a Terminal Event with a Biomarker Described with an ODE Population
###   Model
### Aliases: trivPenalNL
### Keywords: models

### ** Examples



## Not run: 
##D 
##D ###--- Non-linear trivariate joint model for longitudinal data, ---###
##D ###--- recurrent events and a terminal event ---###
##D 
##D data(colorectal)
##D data(colorectalLongi)
##D 
##D # No information on dose - creation of a dummy variable 
##D colorectalLongi$dose <- 1
##D 
##D 
##D # Parameters initialisation - estimation of a simplified model
##D # with two random effects (a frailty term and a random effect 
##D # related to biomarker growth (KG))
##D initial.model <- trivPenalNL(Surv(time0, time1, new.lesions) ~ cluster(id)
##D  + age + treatment + terminal(state), formula.terminalEvent =~ age + treatment, 
##D  biomarker = "tumor.size", formula.KG ~ 1, formula.KD ~ treatment, dose = "dose",
##D  time.biomarker = "year", data = colorectal, data.Longi =colorectalLongi, 
##D  random = "KG", id = "id", recurrentAG = TRUE, n.knots = 5, kappa = c(0.01, 2),
##D  method.GH = "Pseudo-adaptive")
##D 
##D 
##D # Trivariate joint model with initial values for parameters
##D # (computation takes around 40 minutes)
##D 
##D model <- trivPenalNL(Surv(time0, time1, new.lesions) ~ cluster(id) + age + treatment
##D  + terminal(state), formula.terminalEvent =~ age + treatment, biomarker = "tumor.size",
##D  formula.KG ~ 1, formula.KD ~ treatment, dose = "dose", time.biomarker = "year", 
##D  data = colorectal, data.Longi =colorectalLongi, random = c("y0", "KG"), id = "id", 
##D  init.B = c(-0.22, -0.16, -0.35, -0.19, 0.04, -0.41, 0.23), init.Alpha = 1.86,
##D  init.Eta = c(0.5, 0.57, 0.5, 2.34), init.Biomarker = c(1.24, 0.81, 1.07, -1.53),
##D  recurrentAG = TRUE, n.knots = 5, kappa = c(0.01, 2), method.GH = "Pseudo-adaptive")
##D 
## End(Not run)





base::assign(".dptime", (proc.time() - get(".ptime", pos = "CheckExEnv")), pos = "CheckExEnv")
base::cat("trivPenalNL", base::get(".format_ptime", pos = 'CheckExEnv')(get(".dptime", pos = "CheckExEnv")), "\n", file=base::get(".ExTimings", pos = 'CheckExEnv'), append=TRUE, sep="\t")
cleanEx()
nameEx("wts")
### * wts

flush(stderr()); flush(stdout())

base::assign(".ptime", proc.time(), pos = "CheckExEnv")
### Name: wts
### Title: Identify weights
### Aliases: wts
### Keywords: misc

### ** Examples



## No test: 

data(dataNCC)
modJoint.ncc <- frailtyPenal(Surv(t.start,t.stop,event)~cluster(id)+cov1
+cov2+terminal(death)+wts(ncc.wts), formula.terminalEvent=~cov1+cov2,
data=dataNCC,n.knots=8,kappa=c(1.6e+10, 5.0e+03),recurrentAG=TRUE, RandDist="LogN") 



print(modJoint.ncc)

## End(No test)





base::assign(".dptime", (proc.time() - get(".ptime", pos = "CheckExEnv")), pos = "CheckExEnv")
base::cat("wts", base::get(".format_ptime", pos = 'CheckExEnv')(get(".dptime", pos = "CheckExEnv")), "\n", file=base::get(".ExTimings", pos = 'CheckExEnv'), append=TRUE, sep="\t")
### * <FOOTER>
###
cleanEx()
options(digits = 7L)
base::cat("Time elapsed: ", proc.time() - base::get("ptime", pos = 'CheckExEnv'),"\n")
grDevices::dev.off()
###
### Local variables: ***
### mode: outline-minor ***
### outline-regexp: "\\(> \\)?### [*]+" ***
### End: ***
quit('no')
